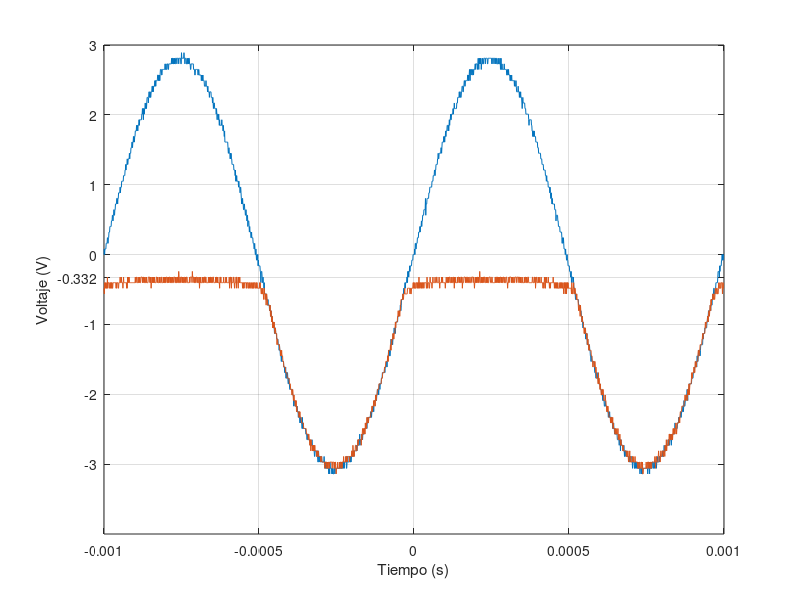

Source code (MATLAB):
t=[-1.00E-03
-9.99E-04
-9.98E-04
-9.97E-04
-9.96E-04
-9.95E-04
-9.94E-04
-9.93E-04
-9.92E-04
-9.91E-04
-9.90E-04
-9.89E-04
-9.88E-04
-9.87E-04
-9.86E-04
-9.85E-04
-9.84E-04
-9.83E-04
-9.82E-04
-9.81E-04
-9.80E-04
-9.79E-04
-9.78E-04
-9.77E-04
-9.76E-04
-9.75E-04
-9.74E-04
-9.73E-04
-9.72E-04
-9.71E-04
-9.70E-04
-9.69E-04
-9.68E-04
-9.67E-04
-9.66E-04
-9.65E-04
-9.64E-04
-9.63E-04
-9.62E-04
-9.61E-04
-9.60E-04
-9.59E-04
-9.58E-04
-9.57E-04
-9.56E-04
-9.55E-04
-9.54E-04
-9.53E-04
-9.52E-04
-9.51E-04
-9.50E-04
-9.49E-04
-9.48E-04
-9.47E-04
-9.46E-04
-9.45E-04
-9.44E-04
-9.43E-04
-9.42E-04
-9.41E-04
-9.40E-04
-9.39E-04
-9.38E-04
-9.37E-04
-9.36E-04
-9.35E-04
-9.34E-04
-9.33E-04
-9.32E-04
-9.31E-04
-9.30E-04
-9.29E-04
-9.28E-04
-9.27E-04
-9.26E-04
-9.25E-04
-9.24E-04
-9.23E-04
-9.22E-04
-9.21E-04
-9.20E-04
-9.19E-04
-9.18E-04
-9.17E-04
-9.16E-04
-9.15E-04
-9.14E-04
-9.13E-04
-9.12E-04
-9.11E-04
-9.10E-04
-9.09E-04
-9.08E-04
-9.07E-04
-9.06E-04
-9.05E-04
-9.04E-04
-9.03E-04
-9.02E-04
-9.01E-04
-9.00E-04
-8.99E-04
-8.98E-04
-8.97E-04
-8.96E-04
-8.95E-04
-8.94E-04
-8.93E-04
-8.92E-04
-8.91E-04
-8.90E-04
-8.89E-04
-8.88E-04
-8.87E-04
-8.86E-04
-8.85E-04
-8.84E-04
-8.83E-04
-8.82E-04
-8.81E-04
-8.80E-04
-8.79E-04
-8.78E-04
-8.77E-04
-8.76E-04
-8.75E-04
-8.74E-04
-8.73E-04
-8.72E-04
-8.71E-04
-8.70E-04
-8.69E-04
-8.68E-04
-8.67E-04
-8.66E-04
-8.65E-04
-8.64E-04
-8.63E-04
-8.62E-04
-8.61E-04
-8.60E-04
-8.59E-04
-8.58E-04
-8.57E-04
-8.56E-04
-8.55E-04
-8.54E-04
-8.53E-04
-8.52E-04
-8.51E-04
-8.50E-04
-8.49E-04
-8.48E-04
-8.47E-04
-8.46E-04
-8.45E-04
-8.44E-04
-8.43E-04
-8.42E-04
-8.41E-04
-8.40E-04
-8.39E-04
-8.38E-04
-8.37E-04
-8.36E-04
-8.35E-04
-8.34E-04
-8.33E-04
-8.32E-04
-8.31E-04
-8.30E-04
-8.29E-04
-8.28E-04
-8.27E-04
-8.26E-04
-8.25E-04
-8.24E-04
-8.23E-04
-8.22E-04
-8.21E-04
-8.20E-04
-8.19E-04
-8.18E-04
-8.17E-04
-8.16E-04
-8.15E-04
-8.14E-04
-8.13E-04
-8.12E-04
-8.11E-04
-8.10E-04
-8.09E-04
-8.08E-04
-8.07E-04
-8.06E-04
-8.05E-04
-8.04E-04
-8.03E-04
-8.02E-04
-8.01E-04
-8.00E-04
-7.99E-04
-7.98E-04
-7.97E-04
-7.96E-04
-7.95E-04
-7.94E-04
-7.93E-04
-7.92E-04
-7.91E-04
-7.90E-04
-7.89E-04
-7.88E-04
-7.87E-04
-7.86E-04
-7.85E-04
-7.84E-04
-7.83E-04
-7.82E-04
-7.81E-04
-7.80E-04
-7.79E-04
-7.78E-04
-7.77E-04
-7.76E-04
-7.75E-04
-7.74E-04
-7.73E-04
-7.72E-04
-7.71E-04
-7.70E-04
-7.69E-04
-7.68E-04
-7.67E-04
-7.66E-04
-7.65E-04
-7.64E-04
-7.63E-04
-7.62E-04
-7.61E-04
-7.60E-04
-7.59E-04
-7.58E-04
-7.57E-04
-7.56E-04
-7.55E-04
-7.54E-04
-7.53E-04
-7.52E-04
-7.51E-04
-7.50E-04
-7.49E-04
-7.48E-04
-7.47E-04
-7.46E-04
-7.45E-04
-7.44E-04
-7.43E-04
-7.42E-04
-7.41E-04
-7.40E-04
-7.39E-04
-7.38E-04
-7.37E-04
-7.36E-04
-7.35E-04
-7.34E-04
-7.33E-04
-7.32E-04
-7.31E-04
-7.30E-04
-7.29E-04
-7.28E-04
-7.27E-04
-7.26E-04
-7.25E-04
-7.24E-04
-7.23E-04
-7.22E-04
-7.21E-04
-7.20E-04
-7.19E-04
-7.18E-04
-7.17E-04
-7.16E-04
-7.15E-04
-7.14E-04
-7.13E-04
-7.12E-04
-7.11E-04
-7.10E-04
-7.09E-04
-7.08E-04
-7.07E-04
-7.06E-04
-7.05E-04
-7.04E-04
-7.03E-04
-7.02E-04
-7.01E-04
-7.00E-04
-6.99E-04
-6.98E-04
-6.97E-04
-6.96E-04
-6.95E-04
-6.94E-04
-6.93E-04
-6.92E-04
-6.91E-04
-6.90E-04
-6.89E-04
-6.88E-04
-6.87E-04
-6.86E-04
-6.85E-04
-6.84E-04
-6.83E-04
-6.82E-04
-6.81E-04
-6.80E-04
-6.79E-04
-6.78E-04
-6.77E-04
-6.76E-04
-6.75E-04
-6.74E-04
-6.73E-04
-6.72E-04
-6.71E-04
-6.70E-04
-6.69E-04
-6.68E-04
-6.67E-04
-6.66E-04
-6.65E-04
-6.64E-04
-6.63E-04
-6.62E-04
-6.61E-04
-6.60E-04
-6.59E-04
-6.58E-04
-6.57E-04
-6.56E-04
-6.55E-04
-6.54E-04
-6.53E-04
-6.52E-04
-6.51E-04
-6.50E-04
-6.49E-04
-6.48E-04
-6.47E-04
-6.46E-04
-6.45E-04
-6.44E-04
-6.43E-04
-6.42E-04
-6.41E-04
-6.40E-04
-6.39E-04
-6.38E-04
-6.37E-04
-6.36E-04
-6.35E-04
-6.34E-04
-6.33E-04
-6.32E-04
-6.31E-04
-6.30E-04
-6.29E-04
-6.28E-04
-6.27E-04
-6.26E-04
-6.25E-04
-6.24E-04
-6.23E-04
-6.22E-04
-6.21E-04
-6.20E-04
-6.19E-04
-6.18E-04
-6.17E-04
-6.16E-04
-6.15E-04
-6.14E-04
-6.13E-04
-6.12E-04
-6.11E-04
-6.10E-04
-6.09E-04
-6.08E-04
-6.07E-04
-6.06E-04
-6.05E-04
-6.04E-04
-6.03E-04
-6.02E-04
-6.01E-04
-6.00E-04
-5.99E-04
-5.98E-04
-5.97E-04
-5.96E-04
-5.95E-04
-5.94E-04
-5.93E-04
-5.92E-04
-5.91E-04
-5.90E-04
-5.89E-04
-5.88E-04
-5.87E-04
-5.86E-04
-5.85E-04
-5.84E-04
-5.83E-04
-5.82E-04
-5.81E-04
-5.80E-04
-5.79E-04
-5.78E-04
-5.77E-04
-5.76E-04
-5.75E-04
-5.74E-04
-5.73E-04
-5.72E-04
-5.71E-04
-5.70E-04
-5.69E-04
-5.68E-04
-5.67E-04
-5.66E-04
-5.65E-04
-5.64E-04
-5.63E-04
-5.62E-04
-5.61E-04
-5.60E-04
-5.59E-04
-5.58E-04
-5.57E-04
-5.56E-04
-5.55E-04
-5.54E-04
-5.53E-04
-5.52E-04
-5.51E-04
-5.50E-04
-5.49E-04
-5.48E-04
-5.47E-04
-5.46E-04
-5.45E-04
-5.44E-04
-5.43E-04
-5.42E-04
-5.41E-04
-5.40E-04
-5.39E-04
-5.38E-04
-5.37E-04
-5.36E-04
-5.35E-04
-5.34E-04
-5.33E-04
-5.32E-04
-5.31E-04
-5.30E-04
-5.29E-04
-5.28E-04
-5.27E-04
-5.26E-04
-5.25E-04
-5.24E-04
-5.23E-04
-5.22E-04
-5.21E-04
-5.20E-04
-5.19E-04
-5.18E-04
-5.17E-04
-5.16E-04
-5.15E-04
-5.14E-04
-5.13E-04
-5.12E-04
-5.11E-04
-5.10E-04
-5.09E-04
-5.08E-04
-5.07E-04
-5.06E-04
-5.05E-04
-5.04E-04
-5.03E-04
-5.02E-04
-5.01E-04
-5.00E-04
-4.99E-04
-4.98E-04
-4.97E-04
-4.96E-04
-4.95E-04
-4.94E-04
-4.93E-04
-4.92E-04
-4.91E-04
-4.90E-04
-4.89E-04
-4.88E-04
-4.87E-04
-4.86E-04
-4.85E-04
-4.84E-04
-4.83E-04
-4.82E-04
-4.81E-04
-4.80E-04
-4.79E-04
-4.78E-04
-4.77E-04
-4.76E-04
-4.75E-04
-4.74E-04
-4.73E-04
-4.72E-04
-4.71E-04
-4.70E-04
-4.69E-04
-4.68E-04
-4.67E-04
-4.66E-04
-4.65E-04
-4.64E-04
-4.63E-04
-4.62E-04
-4.61E-04
-4.60E-04
-4.59E-04
-4.58E-04
-4.57E-04
-4.56E-04
-4.55E-04
-4.54E-04
-4.53E-04
-4.52E-04
-4.51E-04
-4.50E-04
-4.49E-04
-4.48E-04
-4.47E-04
-4.46E-04
-4.45E-04
-4.44E-04
-4.43E-04
-4.42E-04
-4.41E-04
-4.40E-04
-4.39E-04
-4.38E-04
-4.37E-04
-4.36E-04
-4.35E-04
-4.34E-04
-4.33E-04
-4.32E-04
-4.31E-04
-4.30E-04
-4.29E-04
-4.28E-04
-4.27E-04
-4.26E-04
-4.25E-04
-4.24E-04
-4.23E-04
-4.22E-04
-4.21E-04
-4.20E-04
-4.19E-04
-4.18E-04
-4.17E-04
-4.16E-04
-4.15E-04
-4.14E-04
-4.13E-04
-4.12E-04
-4.11E-04
-4.10E-04
-4.09E-04
-4.08E-04
-4.07E-04
-4.06E-04
-4.05E-04
-4.04E-04
-4.03E-04
-4.02E-04
-4.01E-04
-4.00E-04
-3.99E-04
-3.98E-04
-3.97E-04
-3.96E-04
-3.95E-04
-3.94E-04
-3.93E-04
-3.92E-04
-3.91E-04
-3.90E-04
-3.89E-04
-3.88E-04
-3.87E-04
-3.86E-04
-3.85E-04
-3.84E-04
-3.83E-04
-3.82E-04
-3.81E-04
-3.80E-04
-3.79E-04
-3.78E-04
-3.77E-04
-3.76E-04
-3.75E-04
-3.74E-04
-3.73E-04
-3.72E-04
-3.71E-04
-3.70E-04
-3.69E-04
-3.68E-04
-3.67E-04
-3.66E-04
-3.65E-04
-3.64E-04
-3.63E-04
-3.62E-04
-3.61E-04
-3.60E-04
-3.59E-04
-3.58E-04
-3.57E-04
-3.56E-04
-3.55E-04
-3.54E-04
-3.53E-04
-3.52E-04
-3.51E-04
-3.50E-04
-3.49E-04
-3.48E-04
-3.47E-04
-3.46E-04
-3.45E-04
-3.44E-04
-3.43E-04
-3.42E-04
-3.41E-04
-3.40E-04
-3.39E-04
-3.38E-04
-3.37E-04
-3.36E-04
-3.35E-04
-3.34E-04
-3.33E-04
-3.32E-04
-3.31E-04
-3.30E-04
-3.29E-04
-3.28E-04
-3.27E-04
-3.26E-04
-3.25E-04
-3.24E-04
-3.23E-04
-3.22E-04
-3.21E-04
-3.20E-04
-3.19E-04
-3.18E-04
-3.17E-04
-3.16E-04
-3.15E-04
-3.14E-04
-3.13E-04
-3.12E-04
-3.11E-04
-3.10E-04
-3.09E-04
-3.08E-04
-3.07E-04
-3.06E-04
-3.05E-04
-3.04E-04
-3.03E-04
-3.02E-04
-3.01E-04
-3.00E-04
-2.99E-04
-2.98E-04
-2.97E-04
-2.96E-04
-2.95E-04
-2.94E-04
-2.93E-04
-2.92E-04
-2.91E-04
-2.90E-04
-2.89E-04
-2.88E-04
-2.87E-04
-2.86E-04
-2.85E-04
-2.84E-04
-2.83E-04
-2.82E-04
-2.81E-04
-2.80E-04
-2.79E-04
-2.78E-04
-2.77E-04
-2.76E-04
-2.75E-04
-2.74E-04
-2.73E-04
-2.72E-04
-2.71E-04
-2.70E-04
-2.69E-04
-2.68E-04
-2.67E-04
-2.66E-04
-2.65E-04
-2.64E-04
-2.63E-04
-2.62E-04
-2.61E-04
-2.60E-04
-2.59E-04
-2.58E-04
-2.57E-04
-2.56E-04
-2.55E-04
-2.54E-04
-2.53E-04
-2.52E-04
-2.51E-04
-2.50E-04
-2.49E-04
-2.48E-04
-2.47E-04
-2.46E-04
-2.45E-04
-2.44E-04
-2.43E-04
-2.42E-04
-2.41E-04
-2.40E-04
-2.39E-04
-2.38E-04
-2.37E-04
-2.36E-04
-2.35E-04
-2.34E-04
-2.33E-04
-2.32E-04
-2.31E-04
-2.30E-04
-2.29E-04
-2.28E-04
-2.27E-04
-2.26E-04
-2.25E-04
-2.24E-04
-2.23E-04
-2.22E-04
-2.21E-04
-2.20E-04
-2.19E-04
-2.18E-04
-2.17E-04
-2.16E-04
-2.15E-04
-2.14E-04
-2.13E-04
-2.12E-04
-2.11E-04
-2.10E-04
-2.09E-04
-2.08E-04
-2.07E-04
-2.06E-04
-2.05E-04
-2.04E-04
-2.03E-04
-2.02E-04
-2.01E-04
-2.00E-04
-1.99E-04
-1.98E-04
-1.97E-04
-1.96E-04
-1.95E-04
-1.94E-04
-1.93E-04
-1.92E-04
-1.91E-04
-1.90E-04
-1.89E-04
-1.88E-04
-1.87E-04
-1.86E-04
-1.85E-04
-1.84E-04
-1.83E-04
-1.82E-04
-1.81E-04
-1.80E-04
-1.79E-04
-1.78E-04
-1.77E-04
-1.76E-04
-1.75E-04
-1.74E-04
-1.73E-04
-1.72E-04
-1.71E-04
-1.70E-04
-1.69E-04
-1.68E-04
-1.67E-04
-1.66E-04
-1.65E-04
-1.64E-04
-1.63E-04
-1.62E-04
-1.61E-04
-1.60E-04
-1.59E-04
-1.58E-04
-1.57E-04
-1.56E-04
-1.55E-04
-1.54E-04
-1.53E-04
-1.52E-04
-1.51E-04
-1.50E-04
-1.49E-04
-1.48E-04
-1.47E-04
-1.46E-04
-1.45E-04
-1.44E-04
-1.43E-04
-1.42E-04
-1.41E-04
-1.40E-04
-1.39E-04
-1.38E-04
-1.37E-04
-1.36E-04
-1.35E-04
-1.34E-04
-1.33E-04
-1.32E-04
-1.31E-04
-1.30E-04
-1.29E-04
-1.28E-04
-1.27E-04
-1.26E-04
-1.25E-04
-1.24E-04
-1.23E-04
-1.22E-04
-1.21E-04
-1.20E-04
-1.19E-04
-1.18E-04
-1.17E-04
-1.16E-04
-1.15E-04
-1.14E-04
-1.13E-04
-1.12E-04
-1.11E-04
-1.10E-04
-1.09E-04
-1.08E-04
-1.07E-04
-1.06E-04
-1.05E-04
-1.04E-04
-1.03E-04
-1.02E-04
-1.01E-04
-1.00E-04
-9.90E-05
-9.80E-05
-9.70E-05
-9.60E-05
-9.50E-05
-9.40E-05
-9.30E-05
-9.20E-05
-9.10E-05
-9.00E-05
-8.90E-05
-8.80E-05
-8.70E-05
-8.60E-05
-8.50E-05
-8.40E-05
-8.30E-05
-8.20E-05
-8.10E-05
-8.00E-05
-7.90E-05
-7.80E-05
-7.70E-05
-7.60E-05
-7.50E-05
-7.40E-05
-7.30E-05
-7.20E-05
-7.10E-05
-7.00E-05
-6.90E-05
-6.80E-05
-6.70E-05
-6.60E-05
-6.50E-05
-6.40E-05
-6.30E-05
-6.20E-05
-6.10E-05
-6.00E-05
-5.90E-05
-5.80E-05
-5.70E-05
-5.60E-05
-5.50E-05
-5.40E-05
-5.30E-05
-5.20E-05
-5.10E-05
-5.00E-05
-4.90E-05
-4.80E-05
-4.70E-05
-4.60E-05
-4.50E-05
-4.40E-05
-4.30E-05
-4.20E-05
-4.10E-05
-4.00E-05
-3.90E-05
-3.80E-05
-3.70E-05
-3.60E-05
-3.50E-05
-3.40E-05
-3.30E-05
-3.20E-05
-3.10E-05
-3.00E-05
-2.90E-05
-2.80E-05
-2.70E-05
-2.60E-05
-2.50E-05
-2.40E-05
-2.30E-05
-2.20E-05
-2.10E-05
-2.00E-05
-1.90E-05
-1.80E-05
-1.70E-05
-1.60E-05
-1.50E-05
-1.40E-05
-1.30E-05
-1.20E-05
-1.10E-05
-1.00E-05
-9.00E-06
-8.00E-06
-7.00E-06
-6.00E-06
-5.00E-06
-4.00E-06
-3.00E-06
-2.00E-06
-1.00E-06
0.00E+00
1.00E-06
2.00E-06
3.00E-06
4.00E-06
5.00E-06
6.00E-06
7.00E-06
8.00E-06
9.00E-06
1.00E-05
1.10E-05
1.20E-05
1.30E-05
1.40E-05
1.50E-05
1.60E-05
1.70E-05
1.80E-05
1.90E-05
2.00E-05
2.10E-05
2.20E-05
2.30E-05
2.40E-05
2.50E-05
2.60E-05
2.70E-05
2.80E-05
2.90E-05
3.00E-05
3.10E-05
3.20E-05
3.30E-05
3.40E-05
3.50E-05
3.60E-05
3.70E-05
3.80E-05
3.90E-05
4.00E-05
4.10E-05
4.20E-05
4.30E-05
4.40E-05
4.50E-05
4.60E-05
4.70E-05
4.80E-05
4.90E-05
5.00E-05
5.10E-05
5.20E-05
5.30E-05
5.40E-05
5.50E-05
5.60E-05
5.70E-05
5.80E-05
5.90E-05
6.00E-05
6.10E-05
6.20E-05
6.30E-05
6.40E-05
6.50E-05
6.60E-05
6.70E-05
6.80E-05
6.90E-05
7.00E-05
7.10E-05
7.20E-05
7.30E-05
7.40E-05
7.50E-05
7.60E-05
7.70E-05
7.80E-05
7.90E-05
8.00E-05
8.10E-05
8.20E-05
8.30E-05
8.40E-05
8.50E-05
8.60E-05
8.70E-05
8.80E-05
8.90E-05
9.00E-05
9.10E-05
9.20E-05
9.30E-05
9.40E-05
9.50E-05
9.60E-05
9.70E-05
9.80E-05
9.90E-05
1.00E-04
1.01E-04
1.02E-04
1.03E-04
1.04E-04
1.05E-04
1.06E-04
1.07E-04
1.08E-04
1.09E-04
1.10E-04
1.11E-04
1.12E-04
1.13E-04
1.14E-04
1.15E-04
1.16E-04
1.17E-04
1.18E-04
1.19E-04
1.20E-04
1.21E-04
1.22E-04
1.23E-04
1.24E-04
1.25E-04
1.26E-04
1.27E-04
1.28E-04
1.29E-04
1.30E-04
1.31E-04
1.32E-04
1.33E-04
1.34E-04
1.35E-04
1.36E-04
1.37E-04
1.38E-04
1.39E-04
1.40E-04
1.41E-04
1.42E-04
1.43E-04
1.44E-04
1.45E-04
1.46E-04
1.47E-04
1.48E-04
1.49E-04
1.50E-04
1.51E-04
1.52E-04
1.53E-04
1.54E-04
1.55E-04
1.56E-04
1.57E-04
1.58E-04
1.59E-04
1.60E-04
1.61E-04
1.62E-04
1.63E-04
1.64E-04
1.65E-04
1.66E-04
1.67E-04
1.68E-04
1.69E-04
1.70E-04
1.71E-04
1.72E-04
1.73E-04
1.74E-04
1.75E-04
1.76E-04
1.77E-04
1.78E-04
1.79E-04
1.80E-04
1.81E-04
1.82E-04
1.83E-04
1.84E-04
1.85E-04
1.86E-04
1.87E-04
1.88E-04
1.89E-04
1.90E-04
1.91E-04
1.92E-04
1.93E-04
1.94E-04
1.95E-04
1.96E-04
1.97E-04
1.98E-04
1.99E-04
2.00E-04
2.01E-04
2.02E-04
2.03E-04
2.04E-04
2.05E-04
2.06E-04
2.07E-04
2.08E-04
2.09E-04
2.10E-04
2.11E-04
2.12E-04
2.13E-04
2.14E-04
2.15E-04
2.16E-04
2.17E-04
2.18E-04
2.19E-04
2.20E-04
2.21E-04
2.22E-04
2.23E-04
2.24E-04
2.25E-04
2.26E-04
2.27E-04
2.28E-04
2.29E-04
2.30E-04
2.31E-04
2.32E-04
2.33E-04
2.34E-04
2.35E-04
2.36E-04
2.37E-04
2.38E-04
2.39E-04
2.40E-04
2.41E-04
2.42E-04
2.43E-04
2.44E-04
2.45E-04
2.46E-04
2.47E-04
2.48E-04
2.49E-04
2.50E-04
2.51E-04
2.52E-04
2.53E-04
2.54E-04
2.55E-04
2.56E-04
2.57E-04
2.58E-04
2.59E-04
2.60E-04
2.61E-04
2.62E-04
2.63E-04
2.64E-04
2.65E-04
2.66E-04
2.67E-04
2.68E-04
2.69E-04
2.70E-04
2.71E-04
2.72E-04
2.73E-04
2.74E-04
2.75E-04
2.76E-04
2.77E-04
2.78E-04
2.79E-04
2.80E-04
2.81E-04
2.82E-04
2.83E-04
2.84E-04
2.85E-04
2.86E-04
2.87E-04
2.88E-04
2.89E-04
2.90E-04
2.91E-04
2.92E-04
2.93E-04
2.94E-04
2.95E-04
2.96E-04
2.97E-04
2.98E-04
2.99E-04
3.00E-04
3.01E-04
3.02E-04
3.03E-04
3.04E-04
3.05E-04
3.06E-04
3.07E-04
3.08E-04
3.09E-04
3.10E-04
3.11E-04
3.12E-04
3.13E-04
3.14E-04
3.15E-04
3.16E-04
3.17E-04
3.18E-04
3.19E-04
3.20E-04
3.21E-04
3.22E-04
3.23E-04
3.24E-04
3.25E-04
3.26E-04
3.27E-04
3.28E-04
3.29E-04
3.30E-04
3.31E-04
3.32E-04
3.33E-04
3.34E-04
3.35E-04
3.36E-04
3.37E-04
3.38E-04
3.39E-04
3.40E-04
3.41E-04
3.42E-04
3.43E-04
3.44E-04
3.45E-04
3.46E-04
3.47E-04
3.48E-04
3.49E-04
3.50E-04
3.51E-04
3.52E-04
3.53E-04
3.54E-04
3.55E-04
3.56E-04
3.57E-04
3.58E-04
3.59E-04
3.60E-04
3.61E-04
3.62E-04
3.63E-04
3.64E-04
3.65E-04
3.66E-04
3.67E-04
3.68E-04
3.69E-04
3.70E-04
3.71E-04
3.72E-04
3.73E-04
3.74E-04
3.75E-04
3.76E-04
3.77E-04
3.78E-04
3.79E-04
3.80E-04
3.81E-04
3.82E-04
3.83E-04
3.84E-04
3.85E-04
3.86E-04
3.87E-04
3.88E-04
3.89E-04
3.90E-04
3.91E-04
3.92E-04
3.93E-04
3.94E-04
3.95E-04
3.96E-04
3.97E-04
3.98E-04
3.99E-04
4.00E-04
4.01E-04
4.02E-04
4.03E-04
4.04E-04
4.05E-04
4.06E-04
4.07E-04
4.08E-04
4.09E-04
4.10E-04
4.11E-04
4.12E-04
4.13E-04
4.14E-04
4.15E-04
4.16E-04
4.17E-04
4.18E-04
4.19E-04
4.20E-04
4.21E-04
4.22E-04
4.23E-04
4.24E-04
4.25E-04
4.26E-04
4.27E-04
4.28E-04
4.29E-04
4.30E-04
4.31E-04
4.32E-04
4.33E-04
4.34E-04
4.35E-04
4.36E-04
4.37E-04
4.38E-04
4.39E-04
4.40E-04
4.41E-04
4.42E-04
4.43E-04
4.44E-04
4.45E-04
4.46E-04
4.47E-04
4.48E-04
4.49E-04
4.50E-04
4.51E-04
4.52E-04
4.53E-04
4.54E-04
4.55E-04
4.56E-04
4.57E-04
4.58E-04
4.59E-04
4.60E-04
4.61E-04
4.62E-04
4.63E-04
4.64E-04
4.65E-04
4.66E-04
4.67E-04
4.68E-04
4.69E-04
4.70E-04
4.71E-04
4.72E-04
4.73E-04
4.74E-04
4.75E-04
4.76E-04
4.77E-04
4.78E-04
4.79E-04
4.80E-04
4.81E-04
4.82E-04
4.83E-04
4.84E-04
4.85E-04
4.86E-04
4.87E-04
4.88E-04
4.89E-04
4.90E-04
4.91E-04
4.92E-04
4.93E-04
4.94E-04
4.95E-04
4.96E-04
4.97E-04
4.98E-04
4.99E-04
5.00E-04
5.01E-04
5.02E-04
5.03E-04
5.04E-04
5.05E-04
5.06E-04
5.07E-04
5.08E-04
5.09E-04
5.10E-04
5.11E-04
5.12E-04
5.13E-04
5.14E-04
5.15E-04
5.16E-04
5.17E-04
5.18E-04
5.19E-04
5.20E-04
5.21E-04
5.22E-04
5.23E-04
5.24E-04
5.25E-04
5.26E-04
5.27E-04
5.28E-04
5.29E-04
5.30E-04
5.31E-04
5.32E-04
5.33E-04
5.34E-04
5.35E-04
5.36E-04
5.37E-04
5.38E-04
5.39E-04
5.40E-04
5.41E-04
5.42E-04
5.43E-04
5.44E-04
5.45E-04
5.46E-04
5.47E-04
5.48E-04
5.49E-04
5.50E-04
5.51E-04
5.52E-04
5.53E-04
5.54E-04
5.55E-04
5.56E-04
5.57E-04
5.58E-04
5.59E-04
5.60E-04
5.61E-04
5.62E-04
5.63E-04
5.64E-04
5.65E-04
5.66E-04
5.67E-04
5.68E-04
5.69E-04
5.70E-04
5.71E-04
5.72E-04
5.73E-04
5.74E-04
5.75E-04
5.76E-04
5.77E-04
5.78E-04
5.79E-04
5.80E-04
5.81E-04
5.82E-04
5.83E-04
5.84E-04
5.85E-04
5.86E-04
5.87E-04
5.88E-04
5.89E-04
5.90E-04
5.91E-04
5.92E-04
5.93E-04
5.94E-04
5.95E-04
5.96E-04
5.97E-04
5.98E-04
5.99E-04
6.00E-04
6.01E-04
6.02E-04
6.03E-04
6.04E-04
6.05E-04
6.06E-04
6.07E-04
6.08E-04
6.09E-04
6.10E-04
6.11E-04
6.12E-04
6.13E-04
6.14E-04
6.15E-04
6.16E-04
6.17E-04
6.18E-04
6.19E-04
6.20E-04
6.21E-04
6.22E-04
6.23E-04
6.24E-04
6.25E-04
6.26E-04
6.27E-04
6.28E-04
6.29E-04
6.30E-04
6.31E-04
6.32E-04
6.33E-04
6.34E-04
6.35E-04
6.36E-04
6.37E-04
6.38E-04
6.39E-04
6.40E-04
6.41E-04
6.42E-04
6.43E-04
6.44E-04
6.45E-04
6.46E-04
6.47E-04
6.48E-04
6.49E-04
6.50E-04
6.51E-04
6.52E-04
6.53E-04
6.54E-04
6.55E-04
6.56E-04
6.57E-04
6.58E-04
6.59E-04
6.60E-04
6.61E-04
6.62E-04
6.63E-04
6.64E-04
6.65E-04
6.66E-04
6.67E-04
6.68E-04
6.69E-04
6.70E-04
6.71E-04
6.72E-04
6.73E-04
6.74E-04
6.75E-04
6.76E-04
6.77E-04
6.78E-04
6.79E-04
6.80E-04
6.81E-04
6.82E-04
6.83E-04
6.84E-04
6.85E-04
6.86E-04
6.87E-04
6.88E-04
6.89E-04
6.90E-04
6.91E-04
6.92E-04
6.93E-04
6.94E-04
6.95E-04
6.96E-04
6.97E-04
6.98E-04
6.99E-04
7.00E-04
7.01E-04
7.02E-04
7.03E-04
7.04E-04
7.05E-04
7.06E-04
7.07E-04
7.08E-04
7.09E-04
7.10E-04
7.11E-04
7.12E-04
7.13E-04
7.14E-04
7.15E-04
7.16E-04
7.17E-04
7.18E-04
7.19E-04
7.20E-04
7.21E-04
7.22E-04
7.23E-04
7.24E-04
7.25E-04
7.26E-04
7.27E-04
7.28E-04
7.29E-04
7.30E-04
7.31E-04
7.32E-04
7.33E-04
7.34E-04
7.35E-04
7.36E-04
7.37E-04
7.38E-04
7.39E-04
7.40E-04
7.41E-04
7.42E-04
7.43E-04
7.44E-04
7.45E-04
7.46E-04
7.47E-04
7.48E-04
7.49E-04
7.50E-04
7.51E-04
7.52E-04
7.53E-04
7.54E-04
7.55E-04
7.56E-04
7.57E-04
7.58E-04
7.59E-04
7.60E-04
7.61E-04
7.62E-04
7.63E-04
7.64E-04
7.65E-04
7.66E-04
7.67E-04
7.68E-04
7.69E-04
7.70E-04
7.71E-04
7.72E-04
7.73E-04
7.74E-04
7.75E-04
7.76E-04
7.77E-04
7.78E-04
7.79E-04
7.80E-04
7.81E-04
7.82E-04
7.83E-04
7.84E-04
7.85E-04
7.86E-04
7.87E-04
7.88E-04
7.89E-04
7.90E-04
7.91E-04
7.92E-04
7.93E-04
7.94E-04
7.95E-04
7.96E-04
7.97E-04
7.98E-04
7.99E-04
8.00E-04
8.01E-04
8.02E-04
8.03E-04
8.04E-04
8.05E-04
8.06E-04
8.07E-04
8.08E-04
8.09E-04
8.10E-04
8.11E-04
8.12E-04
8.13E-04
8.14E-04
8.15E-04
8.16E-04
8.17E-04
8.18E-04
8.19E-04
8.20E-04
8.21E-04
8.22E-04
8.23E-04
8.24E-04
8.25E-04
8.26E-04
8.27E-04
8.28E-04
8.29E-04
8.30E-04
8.31E-04
8.32E-04
8.33E-04
8.34E-04
8.35E-04
8.36E-04
8.37E-04
8.38E-04
8.39E-04
8.40E-04
8.41E-04
8.42E-04
8.43E-04
8.44E-04
8.45E-04
8.46E-04
8.47E-04
8.48E-04
8.49E-04
8.50E-04
8.51E-04
8.52E-04
8.53E-04
8.54E-04
8.55E-04
8.56E-04
8.57E-04
8.58E-04
8.59E-04
8.60E-04
8.61E-04
8.62E-04
8.63E-04
8.64E-04
8.65E-04
8.66E-04
8.67E-04
8.68E-04
8.69E-04
8.70E-04
8.71E-04
8.72E-04
8.73E-04
8.74E-04
8.75E-04
8.76E-04
8.77E-04
8.78E-04
8.79E-04
8.80E-04
8.81E-04
8.82E-04
8.83E-04
8.84E-04
8.85E-04
8.86E-04
8.87E-04
8.88E-04
8.89E-04
8.90E-04
8.91E-04
8.92E-04
8.93E-04
8.94E-04
8.95E-04
8.96E-04
8.97E-04
8.98E-04
8.99E-04
9.00E-04
9.01E-04
9.02E-04
9.03E-04
9.04E-04
9.05E-04
9.06E-04
9.07E-04
9.08E-04
9.09E-04
9.10E-04
9.11E-04
9.12E-04
9.13E-04
9.14E-04
9.15E-04
9.16E-04
9.17E-04
9.18E-04
9.19E-04
9.20E-04
9.21E-04
9.22E-04
9.23E-04
9.24E-04
9.25E-04
9.26E-04
9.27E-04
9.28E-04
9.29E-04
9.30E-04
9.31E-04
9.32E-04
9.33E-04
9.34E-04
9.35E-04
9.36E-04
9.37E-04
9.38E-04
9.39E-04
9.40E-04
9.41E-04
9.42E-04
9.43E-04
9.44E-04
9.45E-04
9.46E-04
9.47E-04
9.48E-04
9.49E-04
9.50E-04
9.51E-04
9.52E-04
9.53E-04
9.54E-04
9.55E-04
9.56E-04
9.57E-04
9.58E-04
9.59E-04
9.60E-04
9.61E-04
9.62E-04
9.63E-04
9.64E-04
9.65E-04
9.66E-04
9.67E-04
9.68E-04
9.69E-04
9.70E-04
9.71E-04
9.72E-04
9.73E-04
9.74E-04
9.75E-04
9.76E-04
9.77E-04
9.78E-04
9.79E-04
9.80E-04
9.81E-04
9.82E-04
9.83E-04
9.84E-04
9.85E-04
9.86E-04
9.87E-04
9.88E-04
9.89E-04
9.90E-04
9.91E-04
9.92E-04
9.93E-04
9.94E-04
9.95E-04
9.96E-04
9.97E-04
9.98E-04
9.99E-04];
x=[0.00E+00
8.04E-02
0.00E+00
8.04E-02
8.04E-02
8.04E-02
8.04E-02
1.61E-01
1.61E-01
1.61E-01
1.61E-01
2.41E-01
2.41E-01
1.61E-01
2.41E-01
2.41E-01
3.22E-01
3.22E-01
3.22E-01
4.02E-01
4.02E-01
4.02E-01
4.02E-01
4.02E-01
4.82E-01
4.82E-01
4.82E-01
5.63E-01
5.63E-01
4.82E-01
5.63E-01
5.63E-01
6.43E-01
5.63E-01
5.63E-01
6.43E-01
6.43E-01
7.24E-01
7.24E-01
7.24E-01
7.24E-01
8.04E-01
8.04E-01
8.04E-01
7.24E-01
8.04E-01
8.04E-01
8.84E-01
8.84E-01
8.84E-01
8.84E-01
8.84E-01
9.65E-01
8.84E-01
9.65E-01
9.65E-01
9.65E-01
1.05E+00
1.05E+00
1.05E+00
1.05E+00
1.05E+00
1.05E+00
1.13E+00
1.13E+00
1.13E+00
1.13E+00
1.13E+00
1.21E+00
1.21E+00
1.29E+00
1.21E+00
1.29E+00
1.29E+00
1.29E+00
1.37E+00
1.29E+00
1.29E+00
1.37E+00
1.37E+00
1.37E+00
1.37E+00
1.45E+00
1.37E+00
1.45E+00
1.45E+00
1.45E+00
1.53E+00
1.53E+00
1.53E+00
1.61E+00
1.61E+00
1.53E+00
1.61E+00
1.61E+00
1.69E+00
1.61E+00
1.69E+00
1.61E+00
1.69E+00
1.69E+00
1.77E+00
1.77E+00
1.77E+00
1.77E+00
1.85E+00
1.77E+00
1.85E+00
1.85E+00
1.77E+00
1.85E+00
1.85E+00
1.85E+00
1.93E+00
1.85E+00
1.93E+00
1.93E+00
1.93E+00
1.93E+00
1.93E+00
1.93E+00
1.93E+00
2.01E+00
2.01E+00
2.09E+00
2.01E+00
2.09E+00
1.93E+00
2.09E+00
2.09E+00
2.01E+00
2.09E+00
2.09E+00
2.17E+00
2.09E+00
2.09E+00
2.17E+00
2.09E+00
2.17E+00
2.25E+00
2.25E+00
2.25E+00
2.25E+00
2.17E+00
2.25E+00
2.33E+00
2.33E+00
2.25E+00
2.25E+00
2.33E+00
2.25E+00
2.25E+00
2.33E+00
2.33E+00
2.33E+00
2.41E+00
2.41E+00
2.33E+00
2.41E+00
2.33E+00
2.41E+00
2.41E+00
2.41E+00
2.41E+00
2.49E+00
2.41E+00
2.49E+00
2.41E+00
2.49E+00
2.49E+00
2.49E+00
2.49E+00
2.49E+00
2.57E+00
2.57E+00
2.57E+00
2.49E+00
2.57E+00
2.49E+00
2.57E+00
2.49E+00
2.57E+00
2.65E+00
2.65E+00
2.65E+00
2.65E+00
2.57E+00
2.57E+00
2.65E+00
2.65E+00
2.65E+00
2.65E+00
2.65E+00
2.65E+00
2.65E+00
2.65E+00
2.65E+00
2.73E+00
2.65E+00
2.65E+00
2.73E+00
2.65E+00
2.65E+00
2.65E+00
2.73E+00
2.73E+00
2.73E+00
2.65E+00
2.65E+00
2.73E+00
2.73E+00
2.73E+00
2.73E+00
2.73E+00
2.73E+00
2.73E+00
2.73E+00
2.73E+00
2.81E+00
2.73E+00
2.81E+00
2.81E+00
2.73E+00
2.81E+00
2.73E+00
2.73E+00
2.81E+00
2.73E+00
2.81E+00
2.73E+00
2.73E+00
2.81E+00
2.81E+00
2.81E+00
2.81E+00
2.73E+00
2.81E+00
2.81E+00
2.81E+00
2.81E+00
2.81E+00
2.73E+00
2.81E+00
2.81E+00
2.81E+00
2.81E+00
2.81E+00
2.81E+00
2.73E+00
2.73E+00
2.89E+00
2.81E+00
2.81E+00
2.81E+00
2.81E+00
2.81E+00
2.81E+00
2.81E+00
2.89E+00
2.81E+00
2.81E+00
2.73E+00
2.81E+00
2.81E+00
2.81E+00
2.81E+00
2.73E+00
2.73E+00
2.73E+00
2.81E+00
2.73E+00
2.73E+00
2.81E+00
2.73E+00
2.81E+00
2.81E+00
2.73E+00
2.73E+00
2.73E+00
2.65E+00
2.65E+00
2.73E+00
2.73E+00
2.73E+00
2.73E+00
2.73E+00
2.73E+00
2.73E+00
2.73E+00
2.65E+00
2.65E+00
2.65E+00
2.65E+00
2.57E+00
2.57E+00
2.65E+00
2.65E+00
2.65E+00
2.65E+00
2.65E+00
2.65E+00
2.65E+00
2.65E+00
2.57E+00
2.57E+00
2.65E+00
2.65E+00
2.57E+00
2.57E+00
2.57E+00
2.57E+00
2.57E+00
2.57E+00
2.57E+00
2.49E+00
2.57E+00
2.49E+00
2.57E+00
2.49E+00
2.57E+00
2.49E+00
2.49E+00
2.49E+00
2.49E+00
2.41E+00
2.41E+00
2.41E+00
2.41E+00
2.41E+00
2.49E+00
2.41E+00
2.41E+00
2.41E+00
2.41E+00
2.33E+00
2.41E+00
2.33E+00
2.33E+00
2.33E+00
2.33E+00
2.25E+00
2.33E+00
2.33E+00
2.33E+00
2.33E+00
2.33E+00
2.25E+00
2.25E+00
2.25E+00
2.25E+00
2.17E+00
2.25E+00
2.17E+00
2.09E+00
2.17E+00
2.17E+00
2.17E+00
2.09E+00
2.09E+00
2.09E+00
2.09E+00
2.09E+00
2.01E+00
2.09E+00
2.01E+00
1.93E+00
2.01E+00
2.01E+00
2.01E+00
1.93E+00
2.01E+00
1.93E+00
1.85E+00
1.93E+00
1.85E+00
1.85E+00
1.85E+00
1.85E+00
1.85E+00
1.85E+00
1.93E+00
1.85E+00
1.85E+00
1.85E+00
1.77E+00
1.85E+00
1.77E+00
1.77E+00
1.69E+00
1.77E+00
1.61E+00
1.61E+00
1.61E+00
1.61E+00
1.61E+00
1.61E+00
1.61E+00
1.61E+00
1.61E+00
1.61E+00
1.53E+00
1.45E+00
1.45E+00
1.53E+00
1.45E+00
1.45E+00
1.45E+00
1.37E+00
1.45E+00
1.37E+00
1.45E+00
1.37E+00
1.37E+00
1.29E+00
1.29E+00
1.29E+00
1.29E+00
1.29E+00
1.29E+00
1.21E+00
1.21E+00
1.21E+00
1.21E+00
1.13E+00
1.21E+00
1.05E+00
1.13E+00
1.05E+00
1.13E+00
1.05E+00
1.05E+00
1.05E+00
1.05E+00
1.05E+00
9.65E-01
1.05E+00
9.65E-01
9.65E-01
9.65E-01
8.84E-01
9.65E-01
9.65E-01
8.84E-01
8.04E-01
7.24E-01
8.04E-01
7.24E-01
8.04E-01
7.24E-01
7.24E-01
6.43E-01
6.43E-01
7.24E-01
7.24E-01
6.43E-01
6.43E-01
5.63E-01
5.63E-01
6.43E-01
5.63E-01
5.63E-01
4.82E-01
5.63E-01
5.63E-01
4.02E-01
4.82E-01
4.82E-01
4.82E-01
4.02E-01
3.22E-01
4.02E-01
3.22E-01
3.22E-01
3.22E-01
2.41E-01
2.41E-01
3.22E-01
2.41E-01
2.41E-01
2.41E-01
2.41E-01
1.61E-01
1.61E-01
1.61E-01
8.04E-02
8.04E-02
1.61E-01
8.04E-02
0.00E+00
0.00E+00
8.04E-02
0.00E+00
-8.04E-02
0.00E+00
0.00E+00
-8.04E-02
0.00E+00
-1.61E-01
-8.04E-02
-1.61E-01
-1.61E-01
-1.61E-01
-1.61E-01
-1.61E-01
-2.41E-01
-2.41E-01
-4.02E-01
-2.41E-01
-2.41E-01
-2.41E-01
-3.22E-01
-4.02E-01
-4.02E-01
-3.22E-01
-4.02E-01
-4.02E-01
-4.82E-01
-4.02E-01
-5.63E-01
-5.63E-01
-5.63E-01
-5.63E-01
-5.63E-01
-6.43E-01
-5.63E-01
-6.43E-01
-6.43E-01
-7.24E-01
-7.24E-01
-6.43E-01
-7.24E-01
-7.24E-01
-7.24E-01
-7.24E-01
-8.04E-01
-7.24E-01
-8.04E-01
-8.04E-01
-8.84E-01
-8.04E-01
-8.84E-01
-9.65E-01
-8.84E-01
-9.65E-01
-9.65E-01
-9.65E-01
-1.05E+00
-9.65E-01
-1.05E+00
-1.05E+00
-1.13E+00
-1.05E+00
-1.05E+00
-1.05E+00
-1.13E+00
-1.13E+00
-1.13E+00
-1.21E+00
-1.21E+00
-1.21E+00
-1.21E+00
-1.21E+00
-1.29E+00
-1.29E+00
-1.29E+00
-1.37E+00
-1.29E+00
-1.37E+00
-1.37E+00
-1.45E+00
-1.45E+00
-1.45E+00
-1.53E+00
-1.45E+00
-1.53E+00
-1.53E+00
-1.53E+00
-1.53E+00
-1.53E+00
-1.53E+00
-1.61E+00
-1.61E+00
-1.61E+00
-1.69E+00
-1.61E+00
-1.69E+00
-1.61E+00
-1.77E+00
-1.69E+00
-1.77E+00
-1.69E+00
-1.77E+00
-1.69E+00
-1.77E+00
-1.85E+00
-1.85E+00
-1.77E+00
-1.85E+00
-1.85E+00
-1.93E+00
-1.93E+00
-1.93E+00
-1.93E+00
-1.93E+00
-1.93E+00
-1.93E+00
-1.93E+00
-1.93E+00
-2.01E+00
-2.01E+00
-2.01E+00
-2.01E+00
-2.17E+00
-2.09E+00
-2.09E+00
-2.09E+00
-2.17E+00
-2.17E+00
-2.17E+00
-2.17E+00
-2.17E+00
-2.17E+00
-2.25E+00
-2.17E+00
-2.25E+00
-2.25E+00
-2.25E+00
-2.33E+00
-2.25E+00
-2.33E+00
-2.25E+00
-2.33E+00
-2.41E+00
-2.33E+00
-2.41E+00
-2.33E+00
-2.41E+00
-2.41E+00
-2.41E+00
-2.49E+00
-2.33E+00
-2.49E+00
-2.49E+00
-2.41E+00
-2.49E+00
-2.49E+00
-2.49E+00
-2.49E+00
-2.49E+00
-2.49E+00
-2.49E+00
-2.57E+00
-2.57E+00
-2.57E+00
-2.57E+00
-2.65E+00
-2.57E+00
-2.65E+00
-2.65E+00
-2.65E+00
-2.65E+00
-2.65E+00
-2.65E+00
-2.65E+00
-2.65E+00
-2.73E+00
-2.73E+00
-2.73E+00
-2.73E+00
-2.73E+00
-2.73E+00
-2.65E+00
-2.73E+00
-2.73E+00
-2.73E+00
-2.81E+00
-2.73E+00
-2.81E+00
-2.81E+00
-2.89E+00
-2.89E+00
-2.81E+00
-2.81E+00
-2.81E+00
-2.81E+00
-2.81E+00
-2.89E+00
-2.81E+00
-2.81E+00
-2.89E+00
-2.97E+00
-2.97E+00
-2.81E+00
-2.89E+00
-2.97E+00
-2.89E+00
-2.89E+00
-2.97E+00
-2.89E+00
-2.97E+00
-2.97E+00
-2.97E+00
-2.89E+00
-2.97E+00
-2.97E+00
-2.97E+00
-2.97E+00
-2.97E+00
-2.97E+00
-2.97E+00
-2.89E+00
-2.97E+00
-2.97E+00
-3.06E+00
-2.97E+00
-3.06E+00
-2.97E+00
-2.97E+00
-3.06E+00
-2.97E+00
-3.06E+00
-3.06E+00
-3.06E+00
-3.06E+00
-3.06E+00
-3.14E+00
-3.06E+00
-3.06E+00
-3.14E+00
-2.97E+00
-3.06E+00
-3.06E+00
-3.06E+00
-3.06E+00
-3.06E+00
-3.14E+00
-3.06E+00
-3.14E+00
-3.06E+00
-3.06E+00
-3.14E+00
-3.14E+00
-3.14E+00
-3.06E+00
-3.06E+00
-3.14E+00
-3.06E+00
-3.06E+00
-3.06E+00
-3.06E+00
-3.06E+00
-3.06E+00
-3.06E+00
-3.06E+00
-3.06E+00
-3.06E+00
-3.06E+00
-3.06E+00
-3.06E+00
-3.06E+00
-3.06E+00
-2.97E+00
-3.06E+00
-3.06E+00
-3.06E+00
-2.97E+00
-3.06E+00
-3.06E+00
-2.97E+00
-3.06E+00
-2.97E+00
-2.97E+00
-2.97E+00
-3.06E+00
-2.97E+00
-3.06E+00
-2.97E+00
-2.97E+00
-2.97E+00
-2.97E+00
-2.97E+00
-2.89E+00
-3.06E+00
-3.06E+00
-2.97E+00
-2.89E+00
-2.97E+00
-2.97E+00
-2.97E+00
-2.97E+00
-2.97E+00
-2.89E+00
-2.97E+00
-2.89E+00
-2.97E+00
-2.97E+00
-2.89E+00
-2.97E+00
-2.89E+00
-2.89E+00
-2.89E+00
-2.89E+00
-2.89E+00
-2.81E+00
-2.81E+00
-2.81E+00
-2.89E+00
-2.81E+00
-2.81E+00
-2.81E+00
-2.81E+00
-2.81E+00
-2.81E+00
-2.81E+00
-2.81E+00
-2.73E+00
-2.81E+00
-2.73E+00
-2.73E+00
-2.73E+00
-2.65E+00
-2.73E+00
-2.73E+00
-2.73E+00
-2.65E+00
-2.57E+00
-2.73E+00
-2.65E+00
-2.65E+00
-2.65E+00
-2.65E+00
-2.57E+00
-2.65E+00
-2.57E+00
-2.65E+00
-2.57E+00
-2.57E+00
-2.57E+00
-2.57E+00
-2.57E+00
-2.49E+00
-2.49E+00
-2.49E+00
-2.49E+00
-2.49E+00
-2.49E+00
-2.41E+00
-2.41E+00
-2.49E+00
-2.41E+00
-2.41E+00
-2.33E+00
-2.41E+00
-2.41E+00
-2.33E+00
-2.33E+00
-2.33E+00
-2.33E+00
-2.33E+00
-2.33E+00
-2.25E+00
-2.33E+00
-2.25E+00
-2.33E+00
-2.25E+00
-2.25E+00
-2.17E+00
-2.25E+00
-2.17E+00
-2.17E+00
-2.25E+00
-2.17E+00
-2.09E+00
-2.09E+00
-2.09E+00
-2.09E+00
-2.09E+00
-2.09E+00
-2.01E+00
-2.09E+00
-2.01E+00
-2.01E+00
-1.93E+00
-1.93E+00
-1.93E+00
-1.93E+00
-2.01E+00
-1.93E+00
-1.85E+00
-1.85E+00
-1.93E+00
-1.85E+00
-1.85E+00
-1.85E+00
-1.85E+00
-1.77E+00
-1.77E+00
-1.77E+00
-1.69E+00
-1.69E+00
-1.69E+00
-1.69E+00
-1.69E+00
-1.69E+00
-1.69E+00
-1.61E+00
-1.69E+00
-1.61E+00
-1.61E+00
-1.61E+00
-1.61E+00
-1.53E+00
-1.53E+00
-1.61E+00
-1.53E+00
-1.53E+00
-1.45E+00
-1.45E+00
-1.37E+00
-1.45E+00
-1.45E+00
-1.37E+00
-1.45E+00
-1.45E+00
-1.37E+00
-1.29E+00
-1.21E+00
-1.29E+00
-1.21E+00
-1.29E+00
-1.21E+00
-1.29E+00
-1.21E+00
-1.13E+00
-1.13E+00
-1.13E+00
-1.05E+00
-1.13E+00
-1.05E+00
-1.05E+00
-1.13E+00
-9.65E-01
-9.65E-01
-9.65E-01
-9.65E-01
-9.65E-01
-9.65E-01
-9.65E-01
-8.84E-01
-8.84E-01
-8.84E-01
-8.84E-01
-8.04E-01
-8.04E-01
-8.04E-01
-8.04E-01
-7.24E-01
-8.04E-01
-8.04E-01
-7.24E-01
-6.43E-01
-6.43E-01
-6.43E-01
-6.43E-01
-5.63E-01
-5.63E-01
-5.63E-01
-4.82E-01
-5.63E-01
-4.82E-01
-4.82E-01
-4.02E-01
-4.82E-01
-4.02E-01
-4.02E-01
-4.02E-01
-4.02E-01
-3.22E-01
-3.22E-01
-4.02E-01
-2.41E-01
-3.22E-01
-2.41E-01
-3.22E-01
-2.41E-01
-2.41E-01
-1.61E-01
-2.41E-01
-1.61E-01
-1.61E-01
-1.61E-01
-1.61E-01
-1.61E-01
-8.04E-02
-8.04E-02
-8.04E-02
-8.04E-02
0.00E+00
0.00E+00
0.00E+00
0.00E+00
0.00E+00
8.04E-02
0.00E+00
1.61E-01
1.61E-01
8.04E-02
8.04E-02
1.61E-01
1.61E-01
1.61E-01
2.41E-01
2.41E-01
2.41E-01
2.41E-01
3.22E-01
3.22E-01
3.22E-01
3.22E-01
4.02E-01
3.22E-01
4.02E-01
4.02E-01
4.02E-01
4.82E-01
4.02E-01
4.82E-01
4.82E-01
5.63E-01
5.63E-01
5.63E-01
5.63E-01
6.43E-01
6.43E-01
6.43E-01
6.43E-01
6.43E-01
8.04E-01
5.63E-01
7.24E-01
7.24E-01
7.24E-01
8.04E-01
8.04E-01
8.04E-01
8.04E-01
8.04E-01
8.04E-01
8.84E-01
8.84E-01
8.84E-01
9.65E-01
9.65E-01
9.65E-01
9.65E-01
9.65E-01
9.65E-01
9.65E-01
1.05E+00
1.05E+00
1.05E+00
1.05E+00
1.13E+00
1.13E+00
1.13E+00
1.13E+00
1.21E+00
1.21E+00
1.13E+00
1.21E+00
1.21E+00
1.29E+00
1.29E+00
1.29E+00
1.29E+00
1.29E+00
1.37E+00
1.37E+00
1.45E+00
1.37E+00
1.37E+00
1.45E+00
1.45E+00
1.45E+00
1.45E+00
1.45E+00
1.45E+00
1.53E+00
1.53E+00
1.45E+00
1.53E+00
1.61E+00
1.61E+00
1.61E+00
1.61E+00
1.61E+00
1.69E+00
1.61E+00
1.69E+00
1.61E+00
1.69E+00
1.69E+00
1.77E+00
1.69E+00
1.77E+00
1.77E+00
1.77E+00
1.85E+00
1.85E+00
1.85E+00
1.77E+00
1.85E+00
1.77E+00
1.85E+00
1.93E+00
1.85E+00
1.93E+00
1.93E+00
2.01E+00
1.93E+00
1.93E+00
2.01E+00
2.01E+00
2.01E+00
2.01E+00
2.01E+00
2.09E+00
2.01E+00
2.09E+00
2.09E+00
2.17E+00
2.09E+00
2.09E+00
2.09E+00
2.09E+00
2.09E+00
2.09E+00
2.09E+00
2.17E+00
2.17E+00
2.17E+00
2.25E+00
2.25E+00
2.25E+00
2.25E+00
2.25E+00
2.33E+00
2.25E+00
2.33E+00
2.33E+00
2.25E+00
2.25E+00
2.25E+00
2.33E+00
2.33E+00
2.41E+00
2.41E+00
2.41E+00
2.33E+00
2.33E+00
2.41E+00
2.41E+00
2.49E+00
2.49E+00
2.41E+00
2.41E+00
2.49E+00
2.49E+00
2.49E+00
2.49E+00
2.49E+00
2.49E+00
2.49E+00
2.57E+00
2.57E+00
2.49E+00
2.57E+00
2.49E+00
2.57E+00
2.65E+00
2.57E+00
2.49E+00
2.65E+00
2.65E+00
2.57E+00
2.65E+00
2.65E+00
2.57E+00
2.57E+00
2.65E+00
2.65E+00
2.65E+00
2.57E+00
2.65E+00
2.65E+00
2.65E+00
2.65E+00
2.73E+00
2.73E+00
2.65E+00
2.73E+00
2.73E+00
2.73E+00
2.73E+00
2.73E+00
2.65E+00
2.73E+00
2.81E+00
2.73E+00
2.65E+00
2.81E+00
2.73E+00
2.81E+00
2.73E+00
2.81E+00
2.73E+00
2.81E+00
2.65E+00
2.73E+00
2.73E+00
2.73E+00
2.81E+00
2.73E+00
2.73E+00
2.73E+00
2.81E+00
2.81E+00
2.81E+00
2.81E+00
2.81E+00
2.73E+00
2.81E+00
2.81E+00
2.81E+00
2.81E+00
2.81E+00
2.81E+00
2.73E+00
2.73E+00
2.81E+00
2.81E+00
2.81E+00
2.81E+00
2.81E+00
2.81E+00
2.81E+00
2.81E+00
2.81E+00
2.81E+00
2.81E+00
2.81E+00
2.73E+00
2.81E+00
2.81E+00
2.81E+00
2.73E+00
2.81E+00
2.81E+00
2.81E+00
2.81E+00
2.81E+00
2.73E+00
2.81E+00
2.81E+00
2.73E+00
2.81E+00
2.81E+00
2.73E+00
2.73E+00
2.73E+00
2.73E+00
2.81E+00
2.73E+00
2.73E+00
2.81E+00
2.73E+00
2.73E+00
2.73E+00
2.81E+00
2.65E+00
2.73E+00
2.81E+00
2.65E+00
2.65E+00
2.73E+00
2.65E+00
2.65E+00
2.65E+00
2.65E+00
2.65E+00
2.65E+00
2.73E+00
2.65E+00
2.65E+00
2.65E+00
2.65E+00
2.65E+00
2.65E+00
2.65E+00
2.57E+00
2.57E+00
2.57E+00
2.65E+00
2.65E+00
2.57E+00
2.65E+00
2.57E+00
2.57E+00
2.57E+00
2.57E+00
2.49E+00
2.57E+00
2.49E+00
2.49E+00
2.49E+00
2.57E+00
2.49E+00
2.49E+00
2.49E+00
2.49E+00
2.49E+00
2.49E+00
2.49E+00
2.49E+00
2.41E+00
2.49E+00
2.41E+00
2.41E+00
2.41E+00
2.49E+00
2.41E+00
2.33E+00
2.33E+00
2.33E+00
2.33E+00
2.33E+00
2.41E+00
2.33E+00
2.33E+00
2.33E+00
2.25E+00
2.33E+00
2.25E+00
2.25E+00
2.33E+00
2.25E+00
2.25E+00
2.25E+00
2.17E+00
2.09E+00
2.17E+00
2.25E+00
2.17E+00
2.17E+00
2.17E+00
2.17E+00
2.17E+00
2.17E+00
2.09E+00
2.09E+00
2.09E+00
2.01E+00
2.01E+00
2.01E+00
2.01E+00
2.01E+00
2.01E+00
2.01E+00
2.01E+00
2.01E+00
1.93E+00
1.85E+00
1.93E+00
1.93E+00
1.93E+00
1.93E+00
1.93E+00
1.93E+00
1.93E+00
1.85E+00
1.85E+00
1.77E+00
1.77E+00
1.69E+00
1.77E+00
1.77E+00
1.69E+00
1.69E+00
1.77E+00
1.69E+00
1.69E+00
1.69E+00
1.69E+00
1.61E+00
1.61E+00
1.61E+00
1.61E+00
1.61E+00
1.61E+00
1.53E+00
1.53E+00
1.53E+00
1.45E+00
1.45E+00
1.45E+00
1.45E+00
1.45E+00
1.45E+00
1.45E+00
1.37E+00
1.37E+00
1.37E+00
1.37E+00
1.29E+00
1.29E+00
1.29E+00
1.29E+00
1.29E+00
1.21E+00
1.21E+00
1.21E+00
1.21E+00
1.21E+00
1.21E+00
1.13E+00
1.13E+00
1.13E+00
1.05E+00
1.13E+00
1.05E+00
1.05E+00
1.05E+00
1.05E+00
9.65E-01
9.65E-01
9.65E-01
9.65E-01
9.65E-01
8.84E-01
9.65E-01
8.84E-01
8.04E-01
8.04E-01
8.84E-01
8.04E-01
7.24E-01
8.04E-01
7.24E-01
7.24E-01
7.24E-01
7.24E-01
7.24E-01
7.24E-01
7.24E-01
6.43E-01
6.43E-01
6.43E-01
6.43E-01
4.82E-01
5.63E-01
5.63E-01
5.63E-01
5.63E-01
5.63E-01
4.82E-01
4.82E-01
4.02E-01
4.02E-01
4.02E-01
4.02E-01
4.02E-01
3.22E-01
3.22E-01
3.22E-01
3.22E-01
3.22E-01
3.22E-01
2.41E-01
1.61E-01
2.41E-01
2.41E-01
1.61E-01
2.41E-01
1.61E-01
8.04E-02
8.04E-02
8.04E-02
8.04E-02
0.00E+00
8.04E-02
0.00E+00
0.00E+00
-8.04E-02
-8.04E-02
0.00E+00
-8.04E-02
-8.04E-02
-1.61E-01
-1.61E-01
-1.61E-01
-1.61E-01
-1.61E-01
-2.41E-01
-2.41E-01
-2.41E-01
-3.22E-01
-3.22E-01
-2.41E-01
-4.02E-01
-3.22E-01
-3.22E-01
-3.22E-01
-3.22E-01
-4.02E-01
-3.22E-01
-4.02E-01
-4.82E-01
-4.82E-01
-4.82E-01
-5.63E-01
-5.63E-01
-6.43E-01
-6.43E-01
-5.63E-01
-6.43E-01
-6.43E-01
-6.43E-01
-6.43E-01
-6.43E-01
-6.43E-01
-6.43E-01
-7.24E-01
-7.24E-01
-7.24E-01
-7.24E-01
-7.24E-01
-8.04E-01
-8.04E-01
-8.04E-01
-8.04E-01
-8.84E-01
-8.84E-01
-9.65E-01
-8.84E-01
-9.65E-01
-1.05E+00
-9.65E-01
-1.05E+00
-1.05E+00
-1.05E+00
-1.05E+00
-1.13E+00
-1.05E+00
-1.13E+00
-1.21E+00
-1.13E+00
-1.21E+00
-1.13E+00
-1.13E+00
-1.29E+00
-1.21E+00
-1.29E+00
-1.29E+00
-1.29E+00
-1.29E+00
-1.37E+00
-1.29E+00
-1.37E+00
-1.37E+00
-1.45E+00
-1.45E+00
-1.53E+00
-1.45E+00
-1.45E+00
-1.53E+00
-1.53E+00
-1.53E+00
-1.53E+00
-1.53E+00
-1.53E+00
-1.53E+00
-1.61E+00
-1.61E+00
-1.69E+00
-1.69E+00
-1.69E+00
-1.69E+00
-1.77E+00
-1.69E+00
-1.77E+00
-1.69E+00
-1.69E+00
-1.77E+00
-1.77E+00
-1.77E+00
-1.85E+00
-1.85E+00
-1.85E+00
-1.85E+00
-1.85E+00
-1.85E+00
-1.93E+00
-1.93E+00
-1.93E+00
-1.93E+00
-2.01E+00
-2.01E+00
-2.01E+00
-2.01E+00
-2.09E+00
-2.01E+00
-2.09E+00
-2.01E+00
-2.09E+00
-2.17E+00
-2.17E+00
-2.17E+00
-2.09E+00
-2.17E+00
-2.17E+00
-2.17E+00
-2.17E+00
-2.17E+00
-2.25E+00
-2.25E+00
-2.25E+00
-2.25E+00
-2.33E+00
-2.25E+00
-2.25E+00
-2.33E+00
-2.25E+00
-2.33E+00
-2.33E+00
-2.33E+00
-2.41E+00
-2.41E+00
-2.33E+00
-2.33E+00
-2.41E+00
-2.41E+00
-2.49E+00
-2.41E+00
-2.49E+00
-2.41E+00
-2.49E+00
-2.49E+00
-2.57E+00
-2.49E+00
-2.57E+00
-2.57E+00
-2.57E+00
-2.57E+00
-2.57E+00
-2.57E+00
-2.57E+00
-2.65E+00
-2.65E+00
-2.65E+00
-2.65E+00
-2.65E+00
-2.65E+00
-2.73E+00
-2.65E+00
-2.65E+00
-2.65E+00
-2.81E+00
-2.65E+00
-2.65E+00
-2.73E+00
-2.73E+00
-2.73E+00
-2.73E+00
-2.73E+00
-2.81E+00
-2.81E+00
-2.81E+00
-2.73E+00
-2.81E+00
-2.89E+00
-2.81E+00
-2.89E+00
-2.81E+00
-2.81E+00
-2.81E+00
-2.89E+00
-2.81E+00
-2.89E+00
-2.89E+00
-2.89E+00
-2.89E+00
-2.89E+00
-2.89E+00
-2.89E+00
-2.97E+00
-2.89E+00
-2.97E+00
-2.97E+00
-2.89E+00
-2.89E+00
-2.89E+00
-2.89E+00
-2.89E+00
-2.97E+00
-2.97E+00
-3.06E+00
-2.97E+00
-2.97E+00
-2.97E+00
-2.97E+00
-2.97E+00
-3.06E+00
-3.06E+00
-2.97E+00
-3.06E+00
-2.97E+00
-2.97E+00
-2.97E+00
-3.06E+00
-3.06E+00
-2.97E+00
-3.06E+00
-2.97E+00
-3.06E+00
-3.06E+00
-3.06E+00
-2.97E+00
-3.06E+00
-3.06E+00
-3.14E+00
-3.06E+00
-3.06E+00
-3.06E+00
-3.06E+00
-3.14E+00
-3.06E+00
-3.14E+00
-3.14E+00
-3.06E+00
-3.06E+00
-3.06E+00
-3.06E+00
-3.06E+00
-3.06E+00
-3.06E+00
-3.06E+00
-3.06E+00
-3.06E+00
-3.06E+00
-3.06E+00
-3.06E+00
-3.06E+00
-3.06E+00
-3.06E+00
-3.14E+00
-3.06E+00
-3.06E+00
-3.06E+00
-2.97E+00
-3.06E+00
-3.14E+00
-2.97E+00
-3.06E+00
-3.06E+00
-3.06E+00
-2.97E+00
-3.06E+00
-3.06E+00
-3.06E+00
-2.97E+00
-2.97E+00
-2.97E+00
-3.06E+00
-3.06E+00
-2.97E+00
-2.97E+00
-3.06E+00
-2.97E+00
-2.97E+00
-2.97E+00
-2.97E+00
-2.97E+00
-3.06E+00
-2.97E+00
-2.97E+00
-2.89E+00
-2.97E+00
-2.97E+00
-2.97E+00
-2.97E+00
-2.97E+00
-2.89E+00
-2.97E+00
-2.89E+00
-2.89E+00
-2.89E+00
-2.89E+00
-2.89E+00
-2.89E+00
-2.89E+00
-2.89E+00
-2.89E+00
-2.81E+00
-2.89E+00
-2.81E+00
-2.89E+00
-2.81E+00
-2.73E+00
-2.81E+00
-2.81E+00
-2.81E+00
-2.81E+00
-2.81E+00
-2.81E+00
-2.73E+00
-2.73E+00
-2.73E+00
-2.73E+00
-2.73E+00
-2.73E+00
-2.65E+00
-2.73E+00
-2.65E+00
-2.73E+00
-2.73E+00
-2.65E+00
-2.65E+00
-2.65E+00
-2.57E+00
-2.65E+00
-2.73E+00
-2.65E+00
-2.65E+00
-2.65E+00
-2.57E+00
-2.57E+00
-2.57E+00
-2.57E+00
-2.57E+00
-2.57E+00
-2.57E+00
-2.49E+00
-2.41E+00
-2.49E+00
-2.49E+00
-2.49E+00
-2.49E+00
-2.49E+00
-2.49E+00
-2.49E+00
-2.41E+00
-2.41E+00
-2.41E+00
-2.41E+00
-2.33E+00
-2.41E+00
-2.33E+00
-2.33E+00
-2.33E+00
-2.33E+00
-2.25E+00
-2.33E+00
-2.33E+00
-2.25E+00
-2.25E+00
-2.25E+00
-2.25E+00
-2.17E+00
-2.17E+00
-2.25E+00
-2.17E+00
-2.09E+00
-2.17E+00
-2.17E+00
-2.17E+00
-2.09E+00
-2.09E+00
-2.09E+00
-2.09E+00
-2.01E+00
-2.01E+00
-1.93E+00
-2.01E+00
-2.09E+00
-1.93E+00
-2.01E+00
-1.93E+00
-1.93E+00
-1.85E+00
-1.85E+00
-1.85E+00
-1.85E+00
-1.85E+00
-1.85E+00
-1.85E+00
-1.85E+00
-1.77E+00
-1.77E+00
-1.77E+00
-1.77E+00
-1.77E+00
-1.69E+00
-1.69E+00
-1.69E+00
-1.69E+00
-1.61E+00
-1.61E+00
-1.61E+00
-1.61E+00
-1.53E+00
-1.53E+00
-1.53E+00
-1.61E+00
-1.45E+00
-1.45E+00
-1.53E+00
-1.53E+00
-1.45E+00
-1.37E+00
-1.45E+00
-1.37E+00
-1.37E+00
-1.37E+00
-1.45E+00
-1.37E+00
-1.29E+00
-1.29E+00
-1.29E+00
-1.29E+00
-1.29E+00
-1.29E+00
-1.29E+00
-1.13E+00
-1.21E+00
-1.13E+00
-1.13E+00
-1.13E+00
-1.13E+00
-1.05E+00
-1.05E+00
-1.05E+00
-1.05E+00
-1.05E+00
-1.05E+00
-1.05E+00
-9.65E-01
-9.65E-01
-8.84E-01
-9.65E-01
-8.84E-01
-8.04E-01
-8.04E-01
-8.04E-01
-8.04E-01
-8.04E-01
-8.04E-01
-7.24E-01
-8.04E-01
-7.24E-01
-7.24E-01
-6.43E-01
-7.24E-01
-6.43E-01
-6.43E-01
-5.63E-01
-5.63E-01
-5.63E-01
-4.82E-01
-4.82E-01
-5.63E-01
-5.63E-01
-5.63E-01
-4.82E-01
-4.82E-01
-4.02E-01
-4.02E-01
-4.02E-01
-4.02E-01
-4.02E-01
-4.02E-01
-3.22E-01
-2.41E-01
-2.41E-01
-2.41E-01
-2.41E-01
-3.22E-01
-1.61E-01
-2.41E-01
-1.61E-01
-1.61E-01
-1.61E-01
-1.61E-01
-8.04E-02
-8.04E-02
0.00E+00
-8.04E-02
0.00E+00
-8.04E-02
0.00E+00
0.00E+00];
y=[-4.82E-01
-5.63E-01
-4.02E-01
-4.02E-01
-4.82E-01
-4.02E-01
-4.82E-01
-4.82E-01
-4.82E-01
-4.02E-01
-4.82E-01
-3.22E-01
-4.82E-01
-4.02E-01
-4.02E-01
-4.02E-01
-4.02E-01
-4.82E-01
-4.82E-01
-4.02E-01
-4.02E-01
-4.82E-01
-4.02E-01
-4.82E-01
-4.02E-01
-4.82E-01
-4.02E-01
-4.82E-01
-4.82E-01
-4.02E-01
-4.02E-01
-4.02E-01
-4.02E-01
-4.02E-01
-4.02E-01
-4.02E-01
-4.02E-01
-4.02E-01
-4.02E-01
-4.82E-01
-4.02E-01
-4.82E-01
-4.02E-01
-4.02E-01
-4.02E-01
-4.02E-01
-4.82E-01
-4.82E-01
-4.02E-01
-4.02E-01
-4.02E-01
-4.02E-01
-3.22E-01
-4.02E-01
-4.02E-01
-4.02E-01
-3.22E-01
-4.02E-01
-4.02E-01
-4.02E-01
-4.02E-01
-4.82E-01
-4.02E-01
-3.22E-01
-4.02E-01
-4.02E-01
-4.02E-01
-4.02E-01
-4.02E-01
-4.02E-01
-4.02E-01
-4.02E-01
-4.02E-01
-4.82E-01
-4.02E-01
-4.82E-01
-3.22E-01
-4.02E-01
-4.02E-01
-3.22E-01
-4.02E-01
-3.22E-01
-4.02E-01
-4.02E-01
-4.02E-01
-4.02E-01
-4.02E-01
-4.02E-01
-4.02E-01
-4.02E-01
-4.02E-01
-4.02E-01
-4.02E-01
-4.02E-01
-4.02E-01
-4.02E-01
-4.02E-01
-4.02E-01
-4.02E-01
-4.02E-01
-4.02E-01
-3.22E-01
-4.02E-01
-4.02E-01
-3.22E-01
-3.22E-01
-4.02E-01
-4.02E-01
-4.02E-01
-4.02E-01
-3.22E-01
-4.02E-01
-4.02E-01
-3.22E-01
-4.02E-01
-3.22E-01
-4.02E-01
-4.02E-01
-4.02E-01
-3.22E-01
-3.22E-01
-3.22E-01
-3.22E-01
-3.22E-01
-4.02E-01
-3.22E-01
-4.02E-01
-3.22E-01
-3.22E-01
-4.02E-01
-3.22E-01
-4.02E-01
-4.02E-01
-4.02E-01
-4.02E-01
-3.22E-01
-4.02E-01
-3.22E-01
-4.02E-01
-4.02E-01
-4.02E-01
-4.02E-01
-4.02E-01
-3.22E-01
-3.22E-01
-3.22E-01
-3.22E-01
-3.22E-01
-4.02E-01
-3.22E-01
-4.02E-01
-3.22E-01
-4.82E-01
-4.02E-01
-4.02E-01
-3.22E-01
-4.02E-01
-3.22E-01
-4.02E-01
-3.22E-01
-4.02E-01
-3.22E-01
-4.02E-01
-3.22E-01
-4.02E-01
-4.02E-01
-4.02E-01
-4.02E-01
-4.02E-01
-3.22E-01
-3.22E-01
-3.22E-01
-4.02E-01
-3.22E-01
-4.02E-01
-4.02E-01
-4.02E-01
-4.02E-01
-3.22E-01
-4.02E-01
-3.22E-01
-4.02E-01
-4.02E-01
-4.02E-01
-3.22E-01
-3.22E-01
-4.02E-01
-4.02E-01
-4.02E-01
-4.02E-01
-4.02E-01
-3.22E-01
-4.02E-01
-3.22E-01
-4.02E-01
-4.02E-01
-3.22E-01
-4.02E-01
-3.22E-01
-4.02E-01
-4.02E-01
-3.22E-01
-3.22E-01
-3.22E-01
-4.02E-01
-4.02E-01
-3.22E-01
-4.02E-01
-3.22E-01
-4.02E-01
-3.22E-01
-3.22E-01
-3.22E-01
-4.02E-01
-3.22E-01
-4.02E-01
-4.02E-01
-3.22E-01
-4.02E-01
-4.02E-01
-4.02E-01
-3.22E-01
-4.02E-01
-4.02E-01
-4.02E-01
-3.22E-01
-3.22E-01
-3.22E-01
-3.22E-01
-4.02E-01
-4.02E-01
-3.22E-01
-4.02E-01
-4.02E-01
-4.02E-01
-3.22E-01
-4.02E-01
-3.22E-01
-3.22E-01
-4.02E-01
-4.02E-01
-2.41E-01
-3.22E-01
-4.02E-01
-4.02E-01
-3.22E-01
-3.22E-01
-4.02E-01
-4.02E-01
-3.22E-01
-3.22E-01
-3.22E-01
-4.02E-01
-3.22E-01
-4.02E-01
-3.22E-01
-4.02E-01
-4.02E-01
-3.22E-01
-3.22E-01
-4.02E-01
-4.02E-01
-4.02E-01
-3.22E-01
-4.02E-01
-4.02E-01
-3.22E-01
-3.22E-01
-3.22E-01
-4.02E-01
-4.02E-01
-4.02E-01
-4.02E-01
-4.02E-01
-4.02E-01
-4.02E-01
-3.22E-01
-4.02E-01
-3.22E-01
-3.22E-01
-3.22E-01
-3.22E-01
-3.22E-01
-3.22E-01
-4.02E-01
-2.41E-01
-3.22E-01
-3.22E-01
-3.22E-01
-3.22E-01
-4.02E-01
-3.22E-01
-4.02E-01
-4.02E-01
-4.02E-01
-3.22E-01
-4.02E-01
-4.02E-01
-3.22E-01
-3.22E-01
-3.22E-01
-4.02E-01
-4.02E-01
-3.22E-01
-4.02E-01
-4.02E-01
-4.02E-01
-3.22E-01
-4.82E-01
-4.02E-01
-3.22E-01
-4.02E-01
-3.22E-01
-4.02E-01
-4.02E-01
-4.02E-01
-4.02E-01
-4.02E-01
-3.22E-01
-4.02E-01
-4.02E-01
-4.02E-01
-3.22E-01
-4.02E-01
-3.22E-01
-3.22E-01
-3.22E-01
-4.02E-01
-3.22E-01
-3.22E-01
-4.02E-01
-4.02E-01
-4.02E-01
-4.02E-01
-4.02E-01
-4.02E-01
-4.02E-01
-3.22E-01
-4.02E-01
-4.02E-01
-3.22E-01
-4.02E-01
-3.22E-01
-4.02E-01
-3.22E-01
-3.22E-01
-4.02E-01
-4.02E-01
-3.22E-01
-4.02E-01
-4.02E-01
-3.22E-01
-3.22E-01
-3.22E-01
-4.02E-01
-4.02E-01
-4.02E-01
-4.02E-01
-4.02E-01
-4.02E-01
-3.22E-01
-4.02E-01
-3.22E-01
-3.22E-01
-4.02E-01
-3.22E-01
-4.02E-01
-3.22E-01
-4.02E-01
-4.02E-01
-4.02E-01
-4.02E-01
-4.02E-01
-4.82E-01
-3.22E-01
-3.22E-01
-4.02E-01
-3.22E-01
-4.02E-01
-4.02E-01
-4.02E-01
-4.02E-01
-4.02E-01
-4.02E-01
-4.02E-01
-4.02E-01
-3.22E-01
-4.02E-01
-4.02E-01
-4.02E-01
-4.02E-01
-4.02E-01
-4.02E-01
-3.22E-01
-4.02E-01
-3.22E-01
-4.02E-01
-4.02E-01
-4.02E-01
-4.02E-01
-4.02E-01
-4.02E-01
-4.02E-01
-4.02E-01
-3.22E-01
-4.82E-01
-4.02E-01
-3.22E-01
-3.22E-01
-4.02E-01
-4.02E-01
-4.82E-01
-3.22E-01
-4.02E-01
-4.02E-01
-4.02E-01
-4.02E-01
-4.02E-01
-3.22E-01
-3.22E-01
-4.02E-01
-4.82E-01
-4.02E-01
-4.02E-01
-4.02E-01
-4.02E-01
-3.22E-01
-4.82E-01
-3.22E-01
-3.22E-01
-4.02E-01
-4.02E-01
-4.02E-01
-4.82E-01
-3.22E-01
-4.02E-01
-3.22E-01
-4.02E-01
-3.22E-01
-4.02E-01
-4.02E-01
-4.02E-01
-4.02E-01
-4.02E-01
-4.02E-01
-4.02E-01
-4.02E-01
-4.82E-01
-4.02E-01
-4.02E-01
-4.82E-01
-4.02E-01
-4.82E-01
-4.02E-01
-4.02E-01
-4.02E-01
-4.02E-01
-4.02E-01
-4.02E-01
-4.82E-01
-4.02E-01
-4.82E-01
-4.02E-01
-4.02E-01
-4.02E-01
-4.02E-01
-4.82E-01
-4.82E-01
-4.02E-01
-4.82E-01
-4.02E-01
-4.02E-01
-4.02E-01
-4.82E-01
-4.82E-01
-4.82E-01
-4.02E-01
-4.02E-01
-4.82E-01
-4.82E-01
-4.02E-01
-4.82E-01
-4.02E-01
-4.82E-01
-4.82E-01
-4.02E-01
-4.02E-01
-4.02E-01
-4.82E-01
-4.82E-01
-4.02E-01
-4.02E-01
-4.82E-01
-4.02E-01
-4.02E-01
-4.82E-01
-4.82E-01
-4.82E-01
-4.82E-01
-4.82E-01
-4.82E-01
-4.82E-01
-4.02E-01
-4.82E-01
-4.02E-01
-4.82E-01
-4.82E-01
-5.63E-01
-5.63E-01
-4.82E-01
-5.63E-01
-5.63E-01
-4.82E-01
-5.63E-01
-5.63E-01
-6.43E-01
-4.82E-01
-4.82E-01
-5.63E-01
-5.63E-01
-6.43E-01
-5.63E-01
-5.63E-01
-7.24E-01
-5.63E-01
-5.63E-01
-6.43E-01
-6.43E-01
-7.24E-01
-7.24E-01
-7.24E-01
-7.24E-01
-7.24E-01
-7.24E-01
-7.24E-01
-8.04E-01
-7.24E-01
-8.84E-01
-8.84E-01
-8.04E-01
-8.84E-01
-9.65E-01
-8.84E-01
-8.84E-01
-1.05E+00
-9.65E-01
-9.65E-01
-1.05E+00
-1.05E+00
-9.65E-01
-1.05E+00
-1.13E+00
-1.13E+00
-1.05E+00
-1.13E+00
-1.13E+00
-1.13E+00
-1.13E+00
-1.29E+00
-1.21E+00
-1.21E+00
-1.29E+00
-1.29E+00
-1.29E+00
-1.29E+00
-1.29E+00
-1.29E+00
-1.37E+00
-1.37E+00
-1.37E+00
-1.45E+00
-1.37E+00
-1.45E+00
-1.37E+00
-1.45E+00
-1.45E+00
-1.45E+00
-1.53E+00
-1.53E+00
-1.53E+00
-1.61E+00
-1.61E+00
-1.61E+00
-1.61E+00
-1.61E+00
-1.61E+00
-1.69E+00
-1.69E+00
-1.69E+00
-1.69E+00
-1.69E+00
-1.77E+00
-1.77E+00
-1.77E+00
-1.77E+00
-1.77E+00
-1.77E+00
-1.77E+00
-1.85E+00
-1.85E+00
-1.85E+00
-1.85E+00
-1.93E+00
-1.93E+00
-1.93E+00
-1.93E+00
-2.01E+00
-2.01E+00
-1.93E+00
-1.93E+00
-2.01E+00
-2.09E+00
-2.09E+00
-2.01E+00
-2.09E+00
-2.09E+00
-2.09E+00
-2.17E+00
-2.09E+00
-2.17E+00
-2.09E+00
-2.25E+00
-2.17E+00
-2.25E+00
-2.25E+00
-2.25E+00
-2.25E+00
-2.25E+00
-2.25E+00
-2.33E+00
-2.25E+00
-2.33E+00
-2.25E+00
-2.33E+00
-2.33E+00
-2.33E+00
-2.33E+00
-2.41E+00
-2.41E+00
-2.41E+00
-2.41E+00
-2.41E+00
-2.41E+00
-2.41E+00
-2.49E+00
-2.49E+00
-2.49E+00
-2.49E+00
-2.49E+00
-2.49E+00
-2.49E+00
-2.49E+00
-2.49E+00
-2.57E+00
-2.57E+00
-2.57E+00
-2.57E+00
-2.57E+00
-2.57E+00
-2.65E+00
-2.57E+00
-2.57E+00
-2.65E+00
-2.65E+00
-2.73E+00
-2.65E+00
-2.65E+00
-2.81E+00
-2.65E+00
-2.73E+00
-2.73E+00
-2.73E+00
-2.81E+00
-2.73E+00
-2.81E+00
-2.81E+00
-2.73E+00
-2.81E+00
-2.73E+00
-2.81E+00
-2.73E+00
-2.81E+00
-2.81E+00
-2.81E+00
-2.81E+00
-2.81E+00
-2.89E+00
-2.89E+00
-2.81E+00
-2.81E+00
-2.89E+00
-2.81E+00
-2.89E+00
-2.89E+00
-2.89E+00
-2.89E+00
-2.89E+00
-2.89E+00
-2.89E+00
-2.97E+00
-2.89E+00
-2.89E+00
-2.89E+00
-2.97E+00
-2.97E+00
-2.97E+00
-2.97E+00
-2.97E+00
-2.97E+00
-2.97E+00
-2.97E+00
-2.97E+00
-3.06E+00
-2.97E+00
-2.97E+00
-2.97E+00
-2.97E+00
-3.06E+00
-2.97E+00
-2.97E+00
-3.06E+00
-2.97E+00
-3.06E+00
-3.06E+00
-2.97E+00
-2.97E+00
-3.06E+00
-3.06E+00
-2.97E+00
-2.97E+00
-2.97E+00
-2.97E+00
-2.97E+00
-2.97E+00
-2.97E+00
-2.97E+00
-3.06E+00
-2.97E+00
-2.97E+00
-2.97E+00
-2.97E+00
-2.97E+00
-3.06E+00
-3.06E+00
-2.97E+00
-3.06E+00
-2.97E+00
-2.97E+00
-3.06E+00
-3.14E+00
-3.06E+00
-3.06E+00
-3.06E+00
-3.06E+00
-2.97E+00
-3.06E+00
-3.06E+00
-3.06E+00
-3.06E+00
-3.06E+00
-2.97E+00
-3.06E+00
-2.97E+00
-2.97E+00
-2.97E+00
-3.06E+00
-2.97E+00
-2.97E+00
-3.06E+00
-2.97E+00
-2.97E+00
-2.97E+00
-2.97E+00
-2.89E+00
-2.97E+00
-2.97E+00
-2.97E+00
-2.97E+00
-2.97E+00
-2.97E+00
-2.89E+00
-2.97E+00
-2.89E+00
-2.89E+00
-2.89E+00
-2.97E+00
-2.89E+00
-2.89E+00
-2.89E+00
-2.89E+00
-2.89E+00
-2.89E+00
-2.97E+00
-2.89E+00
-2.89E+00
-2.89E+00
-2.89E+00
-2.89E+00
-2.89E+00
-2.81E+00
-2.81E+00
-2.89E+00
-2.89E+00
-2.73E+00
-2.81E+00
-2.89E+00
-2.81E+00
-2.89E+00
-2.81E+00
-2.81E+00
-2.81E+00
-2.73E+00
-2.73E+00
-2.73E+00
-2.81E+00
-2.81E+00
-2.81E+00
-2.73E+00
-2.73E+00
-2.65E+00
-2.73E+00
-2.65E+00
-2.65E+00
-2.65E+00
-2.65E+00
-2.65E+00
-2.65E+00
-2.65E+00
-2.65E+00
-2.65E+00
-2.73E+00
-2.57E+00
-2.65E+00
-2.57E+00
-2.49E+00
-2.49E+00
-2.57E+00
-2.49E+00
-2.57E+00
-2.57E+00
-2.49E+00
-2.49E+00
-2.57E+00
-2.41E+00
-2.49E+00
-2.41E+00
-2.49E+00
-2.49E+00
-2.33E+00
-2.41E+00
-2.41E+00
-2.41E+00
-2.33E+00
-2.41E+00
-2.33E+00
-2.33E+00
-2.33E+00
-2.33E+00
-2.33E+00
-2.33E+00
-2.33E+00
-2.25E+00
-2.25E+00
-2.25E+00
-2.17E+00
-2.17E+00
-2.25E+00
-2.17E+00
-2.17E+00
-2.17E+00
-2.09E+00
-2.17E+00
-2.09E+00
-2.09E+00
-2.09E+00
-2.17E+00
-2.01E+00
-2.01E+00
-2.09E+00
-2.01E+00
-2.01E+00
-2.01E+00
-1.93E+00
-1.93E+00
-1.93E+00
-1.93E+00
-1.93E+00
-1.85E+00
-1.85E+00
-1.85E+00
-1.85E+00
-1.85E+00
-1.85E+00
-1.85E+00
-1.85E+00
-1.77E+00
-1.77E+00
-1.77E+00
-1.77E+00
-1.69E+00
-1.69E+00
-1.69E+00
-1.69E+00
-1.69E+00
-1.69E+00
-1.61E+00
-1.61E+00
-1.61E+00
-1.61E+00
-1.53E+00
-1.53E+00
-1.53E+00
-1.53E+00
-1.53E+00
-1.53E+00
-1.45E+00
-1.45E+00
-1.53E+00
-1.37E+00
-1.37E+00
-1.37E+00
-1.37E+00
-1.37E+00
-1.37E+00
-1.29E+00
-1.29E+00
-1.37E+00
-1.21E+00
-1.29E+00
-1.21E+00
-1.21E+00
-1.21E+00
-1.13E+00
-1.21E+00
-1.13E+00
-1.21E+00
-1.13E+00
-1.13E+00
-1.13E+00
-1.05E+00
-9.65E-01
-1.05E+00
-9.65E-01
-9.65E-01
-9.65E-01
-9.65E-01
-9.65E-01
-8.84E-01
-8.84E-01
-8.04E-01
-8.84E-01
-8.84E-01
-8.04E-01
-8.04E-01
-8.84E-01
-8.04E-01
-8.04E-01
-7.24E-01
-6.43E-01
-6.43E-01
-6.43E-01
-6.43E-01
-6.43E-01
-6.43E-01
-5.63E-01
-6.43E-01
-6.43E-01
-5.63E-01
-5.63E-01
-5.63E-01
-4.82E-01
-5.63E-01
-5.63E-01
-5.63E-01
-5.63E-01
-5.63E-01
-5.63E-01
-5.63E-01
-5.63E-01
-4.82E-01
-4.82E-01
-4.82E-01
-4.82E-01
-4.82E-01
-4.82E-01
-4.82E-01
-4.82E-01
-5.63E-01
-4.82E-01
-4.82E-01
-5.63E-01
-5.63E-01
-4.82E-01
-4.82E-01
-4.82E-01
-4.82E-01
-4.82E-01
-4.02E-01
-4.02E-01
-4.82E-01
-4.02E-01
-4.82E-01
-4.82E-01
-4.02E-01
-4.82E-01
-4.82E-01
-4.82E-01
-4.02E-01
-4.02E-01
-4.02E-01
-4.82E-01
-4.02E-01
-4.82E-01
-4.02E-01
-4.02E-01
-4.82E-01
-3.22E-01
-4.82E-01
-4.02E-01
-4.02E-01
-4.82E-01
-4.02E-01
-4.02E-01
-4.02E-01
-4.82E-01
-4.02E-01
-4.82E-01
-4.02E-01
-4.02E-01
-4.82E-01
-4.02E-01
-4.02E-01
-4.82E-01
-4.02E-01
-4.02E-01
-4.02E-01
-4.02E-01
-4.02E-01
-4.02E-01
-4.02E-01
-4.82E-01
-4.82E-01
-3.22E-01
-4.02E-01
-4.82E-01
-4.02E-01
-4.02E-01
-4.02E-01
-4.02E-01
-4.82E-01
-4.82E-01
-4.02E-01
-3.22E-01
-4.02E-01
-4.02E-01
-4.02E-01
-4.02E-01
-4.02E-01
-4.82E-01
-4.02E-01
-4.02E-01
-3.22E-01
-4.02E-01
-4.02E-01
-4.02E-01
-4.02E-01
-4.02E-01
-4.02E-01
-3.22E-01
-4.02E-01
-4.02E-01
-4.02E-01
-4.02E-01
-3.22E-01
-3.22E-01
-4.02E-01
-4.02E-01
-4.02E-01
-4.02E-01
-4.02E-01
-4.02E-01
-3.22E-01
-4.02E-01
-4.82E-01
-4.02E-01
-4.02E-01
-4.02E-01
-4.02E-01
-4.02E-01
-3.22E-01
-4.02E-01
-4.02E-01
-3.22E-01
-4.02E-01
-4.02E-01
-4.02E-01
-4.02E-01
-4.02E-01
-4.02E-01
-4.02E-01
-4.02E-01
-4.82E-01
-4.02E-01
-4.02E-01
-3.22E-01
-4.02E-01
-4.02E-01
-4.02E-01
-4.02E-01
-3.22E-01
-4.02E-01
-3.22E-01
-4.02E-01
-4.02E-01
-3.22E-01
-3.22E-01
-3.22E-01
-4.02E-01
-4.02E-01
-4.02E-01
-3.22E-01
-4.02E-01
-4.02E-01
-3.22E-01
-4.02E-01
-4.02E-01
-4.02E-01
-4.02E-01
-3.22E-01
-3.22E-01
-4.82E-01
-3.22E-01
-4.02E-01
-3.22E-01
-4.02E-01
-4.02E-01
-4.02E-01
-4.02E-01
-4.02E-01
-4.02E-01
-3.22E-01
-4.02E-01
-4.02E-01
-3.22E-01
-3.22E-01
-3.22E-01
-4.02E-01
-3.22E-01
-4.02E-01
-4.02E-01
-4.02E-01
-3.22E-01
-3.22E-01
-3.22E-01
-4.02E-01
-3.22E-01
-4.82E-01
-4.02E-01
-4.02E-01
-4.02E-01
-4.02E-01
-3.22E-01
-3.22E-01
-3.22E-01
-3.22E-01
-3.22E-01
-4.02E-01
-3.22E-01
-4.02E-01
-4.02E-01
-3.22E-01
-3.22E-01
-3.22E-01
-4.02E-01
-4.02E-01
-3.22E-01
-4.02E-01
-4.02E-01
-4.02E-01
-4.02E-01
-3.22E-01
-3.22E-01
-4.02E-01
-4.02E-01
-4.02E-01
-4.02E-01
-3.22E-01
-3.22E-01
-3.22E-01
-3.22E-01
-3.22E-01
-4.02E-01
-3.22E-01
-3.22E-01
-4.02E-01
-4.82E-01
-4.02E-01
-4.02E-01
-3.22E-01
-4.02E-01
-3.22E-01
-4.02E-01
-3.22E-01
-4.02E-01
-3.22E-01
-3.22E-01
-4.02E-01
-4.02E-01
-3.22E-01
-4.02E-01
-4.02E-01
-3.22E-01
-2.41E-01
-3.22E-01
-4.02E-01
-4.02E-01
-4.02E-01
-3.22E-01
-4.02E-01
-3.22E-01
-4.02E-01
-4.02E-01
-3.22E-01
-4.02E-01
-3.22E-01
-3.22E-01
-4.02E-01
-3.22E-01
-3.22E-01
-3.22E-01
-4.02E-01
-4.02E-01
-4.02E-01
-3.22E-01
-4.02E-01
-3.22E-01
-4.02E-01
-4.02E-01
-3.22E-01
-4.02E-01
-4.02E-01
-4.02E-01
-3.22E-01
-3.22E-01
-3.22E-01
-3.22E-01
-3.22E-01
-4.02E-01
-4.02E-01
-4.02E-01
-4.02E-01
-3.22E-01
-3.22E-01
-4.02E-01
-4.02E-01
-4.02E-01
-4.02E-01
-4.02E-01
-4.02E-01
-4.02E-01
-4.02E-01
-4.02E-01
-3.22E-01
-4.02E-01
-3.22E-01
-3.22E-01
-4.02E-01
-3.22E-01
-3.22E-01
-3.22E-01
-4.02E-01
-3.22E-01
-4.02E-01
-3.22E-01
-4.02E-01
-4.02E-01
-3.22E-01
-4.02E-01
-3.22E-01
-3.22E-01
-3.22E-01
-4.02E-01
-3.22E-01
-4.02E-01
-3.22E-01
-4.02E-01
-4.02E-01
-3.22E-01
-3.22E-01
-3.22E-01
-4.02E-01
-4.02E-01
-4.02E-01
-3.22E-01
-4.02E-01
-4.02E-01
-4.02E-01
-3.22E-01
-3.22E-01
-3.22E-01
-4.02E-01
-4.02E-01
-4.82E-01
-4.02E-01
-4.02E-01
-4.02E-01
-3.22E-01
-4.02E-01
-3.22E-01
-3.22E-01
-3.22E-01
-3.22E-01
-3.22E-01
-3.22E-01
-4.02E-01
-3.22E-01
-4.02E-01
-4.02E-01
-3.22E-01
-4.02E-01
-4.02E-01
-4.02E-01
-3.22E-01
-3.22E-01
-4.02E-01
-4.02E-01
-3.22E-01
-3.22E-01
-3.22E-01
-3.22E-01
-3.22E-01
-4.02E-01
-4.02E-01
-3.22E-01
-3.22E-01
-3.22E-01
-3.22E-01
-3.22E-01
-4.02E-01
-4.02E-01
-3.22E-01
-3.22E-01
-4.02E-01
-3.22E-01
-4.02E-01
-3.22E-01
-4.02E-01
-4.02E-01
-4.02E-01
-3.22E-01
-4.02E-01
-4.02E-01
-4.02E-01
-4.02E-01
-4.02E-01
-4.02E-01
-3.22E-01
-4.02E-01
-4.02E-01
-3.22E-01
-3.22E-01
-4.02E-01
-4.02E-01
-3.22E-01
-4.02E-01
-4.02E-01
-4.02E-01
-3.22E-01
-3.22E-01
-3.22E-01
-4.02E-01
-4.02E-01
-4.02E-01
-4.02E-01
-4.02E-01
-4.02E-01
-4.02E-01
-4.02E-01
-4.02E-01
-4.02E-01
-4.02E-01
-4.02E-01
-3.22E-01
-3.22E-01
-4.02E-01
-4.02E-01
-4.02E-01
-4.02E-01
-3.22E-01
-3.22E-01
-4.02E-01
-3.22E-01
-4.82E-01
-4.02E-01
-4.02E-01
-3.22E-01
-3.22E-01
-4.02E-01
-4.02E-01
-4.02E-01
-4.02E-01
-3.22E-01
-4.02E-01
-4.02E-01
-3.22E-01
-4.02E-01
-4.02E-01
-4.02E-01
-4.02E-01
-4.02E-01
-3.22E-01
-4.02E-01
-4.02E-01
-4.02E-01
-4.02E-01
-4.02E-01
-4.82E-01
-4.02E-01
-4.02E-01
-4.82E-01
-4.02E-01
-3.22E-01
-4.02E-01
-4.82E-01
-4.82E-01
-3.22E-01
-4.02E-01
-3.22E-01
-4.02E-01
-4.02E-01
-4.02E-01
-4.02E-01
-4.02E-01
-3.22E-01
-4.02E-01
-4.02E-01
-4.02E-01
-4.82E-01
-4.02E-01
-4.02E-01
-4.82E-01
-4.02E-01
-4.02E-01
-4.02E-01
-4.02E-01
-4.02E-01
-4.02E-01
-4.02E-01
-4.02E-01
-3.22E-01
-4.02E-01
-4.02E-01
-4.02E-01
-4.82E-01
-4.02E-01
-4.02E-01
-4.82E-01
-4.02E-01
-4.02E-01
-4.82E-01
-4.02E-01
-4.82E-01
-4.02E-01
-4.82E-01
-4.02E-01
-4.82E-01
-4.82E-01
-4.82E-01
-4.82E-01
-4.82E-01
-4.02E-01
-4.02E-01
-4.82E-01
-4.02E-01
-4.02E-01
-4.82E-01
-4.02E-01
-4.02E-01
-4.82E-01
-4.82E-01
-4.02E-01
-4.82E-01
-4.82E-01
-5.63E-01
-4.02E-01
-4.82E-01
-4.02E-01
-4.02E-01
-5.63E-01
-4.02E-01
-4.02E-01
-4.02E-01
-5.63E-01
-4.02E-01
-4.82E-01
-4.02E-01
-4.82E-01
-4.02E-01
-4.82E-01
-4.82E-01
-4.82E-01
-4.82E-01
-4.82E-01
-4.82E-01
-4.82E-01
-4.82E-01
-4.82E-01
-4.82E-01
-5.63E-01
-4.02E-01
-4.82E-01
-5.63E-01
-5.63E-01
-4.82E-01
-4.82E-01
-4.02E-01
-5.63E-01
-5.63E-01
-4.82E-01
-4.82E-01
-4.82E-01
-5.63E-01
-5.63E-01
-5.63E-01
-6.43E-01
-5.63E-01
-6.43E-01
-6.43E-01
-6.43E-01
-6.43E-01
-7.24E-01
-8.04E-01
-7.24E-01
-7.24E-01
-8.04E-01
-8.04E-01
-8.84E-01
-7.24E-01
-8.04E-01
-8.84E-01
-8.84E-01
-8.84E-01
-9.65E-01
-8.84E-01
-9.65E-01
-9.65E-01
-9.65E-01
-1.05E+00
-1.05E+00
-1.13E+00
-1.05E+00
-1.13E+00
-1.05E+00
-1.05E+00
-1.13E+00
-1.13E+00
-1.13E+00
-1.21E+00
-1.13E+00
-1.29E+00
-1.29E+00
-1.21E+00
-1.29E+00
-1.29E+00
-1.37E+00
-1.29E+00
-1.37E+00
-1.37E+00
-1.37E+00
-1.37E+00
-1.37E+00
-1.37E+00
-1.45E+00
-1.45E+00
-1.45E+00
-1.53E+00
-1.53E+00
-1.61E+00
-1.53E+00
-1.53E+00
-1.53E+00
-1.53E+00
-1.61E+00
-1.53E+00
-1.53E+00
-1.61E+00
-1.69E+00
-1.61E+00
-1.69E+00
-1.77E+00
-1.77E+00
-1.77E+00
-1.77E+00
-1.77E+00
-1.85E+00
-1.69E+00
-1.85E+00
-1.77E+00
-1.85E+00
-1.85E+00
-1.93E+00
-1.85E+00
-1.93E+00
-1.93E+00
-2.01E+00
-2.01E+00
-1.93E+00
-1.93E+00
-1.93E+00
-2.01E+00
-1.93E+00
-2.01E+00
-2.09E+00
-2.09E+00
-2.09E+00
-2.09E+00
-2.09E+00
-2.01E+00
-2.09E+00
-2.09E+00
-2.17E+00
-2.17E+00
-2.25E+00
-2.17E+00
-2.25E+00
-2.17E+00
-2.17E+00
-2.25E+00
-2.25E+00
-2.33E+00
-2.33E+00
-2.33E+00
-2.33E+00
-2.33E+00
-2.41E+00
-2.33E+00
-2.33E+00
-2.41E+00
-2.33E+00
-2.41E+00
-2.41E+00
-2.33E+00
-2.49E+00
-2.41E+00
-2.49E+00
-2.49E+00
-2.49E+00
-2.49E+00
-2.57E+00
-2.57E+00
-2.49E+00
-2.57E+00
-2.57E+00
-2.57E+00
-2.49E+00
-2.57E+00
-2.57E+00
-2.57E+00
-2.49E+00
-2.65E+00
-2.57E+00
-2.65E+00
-2.65E+00
-2.65E+00
-2.57E+00
-2.65E+00
-2.73E+00
-2.65E+00
-2.65E+00
-2.73E+00
-2.73E+00
-2.73E+00
-2.73E+00
-2.73E+00
-2.81E+00
-2.73E+00
-2.81E+00
-2.81E+00
-2.81E+00
-2.81E+00
-2.81E+00
-2.81E+00
-2.81E+00
-2.81E+00
-2.81E+00
-2.89E+00
-2.89E+00
-2.81E+00
-2.89E+00
-2.89E+00
-2.81E+00
-2.89E+00
-2.97E+00
-2.89E+00
-2.89E+00
-2.89E+00
-2.81E+00
-2.97E+00
-2.89E+00
-2.97E+00
-2.97E+00
-2.97E+00
-2.97E+00
-2.97E+00
-2.89E+00
-2.89E+00
-2.97E+00
-2.89E+00
-2.97E+00
-2.97E+00
-2.97E+00
-2.97E+00
-2.97E+00
-2.89E+00
-2.97E+00
-2.97E+00
-2.97E+00
-2.97E+00
-2.97E+00
-2.97E+00
-2.97E+00
-2.97E+00
-3.06E+00
-2.97E+00
-3.06E+00
-3.06E+00
-3.06E+00
-3.06E+00
-2.97E+00
-2.97E+00
-3.06E+00
-3.06E+00
-3.06E+00
-2.97E+00
-2.97E+00
-3.06E+00
-3.06E+00
-2.97E+00
-3.14E+00
-3.14E+00
-3.06E+00
-3.06E+00
-3.06E+00
-3.06E+00
-3.06E+00
-3.06E+00
-3.06E+00
-3.06E+00
-3.06E+00
-2.97E+00
-3.06E+00
-3.06E+00
-3.06E+00
-2.97E+00
-2.97E+00
-3.06E+00
-2.97E+00
-2.97E+00
-2.97E+00
-3.06E+00
-2.97E+00
-3.06E+00
-3.06E+00
-2.97E+00
-2.97E+00
-3.06E+00
-3.06E+00
-2.97E+00
-2.97E+00
-2.97E+00
-2.97E+00
-2.97E+00
-2.97E+00
-2.97E+00
-2.97E+00
-2.97E+00
-2.97E+00
-2.89E+00
-2.97E+00
-3.06E+00
-2.97E+00
-2.89E+00
-2.89E+00
-2.97E+00
-2.97E+00
-2.97E+00
-2.97E+00
-2.97E+00
-2.89E+00
-2.81E+00
-2.89E+00
-2.89E+00
-2.89E+00
-2.89E+00
-2.97E+00
-2.89E+00
-2.81E+00
-2.81E+00
-2.89E+00
-2.89E+00
-2.89E+00
-2.81E+00
-2.81E+00
-2.81E+00
-2.81E+00
-2.89E+00
-2.81E+00
-2.81E+00
-2.81E+00
-2.89E+00
-2.73E+00
-2.81E+00
-2.73E+00
-2.81E+00
-2.65E+00
-2.81E+00
-2.73E+00
-2.73E+00
-2.73E+00
-2.73E+00
-2.65E+00
-2.73E+00
-2.73E+00
-2.57E+00
-2.57E+00
-2.65E+00
-2.57E+00
-2.65E+00
-2.65E+00
-2.65E+00
-2.57E+00
-2.65E+00
-2.57E+00
-2.57E+00
-2.65E+00
-2.57E+00
-2.49E+00
-2.57E+00
-2.49E+00
-2.57E+00
-2.49E+00
-2.49E+00
-2.57E+00
-2.49E+00
-2.49E+00
-2.41E+00
-2.49E+00
-2.57E+00
-2.49E+00
-2.41E+00
-2.41E+00
-2.41E+00
-2.41E+00
-2.41E+00
-2.41E+00
-2.33E+00
-2.33E+00
-2.41E+00
-2.33E+00
-2.25E+00
-2.25E+00
-2.25E+00
-2.25E+00
-2.25E+00
-2.17E+00
-2.17E+00
-2.17E+00
-2.17E+00
-2.17E+00
-2.17E+00
-2.17E+00
-2.17E+00
-2.09E+00
-2.09E+00
-2.01E+00
-2.01E+00
-2.09E+00
-2.09E+00
-2.01E+00
-2.01E+00
-2.01E+00
-2.09E+00
-2.01E+00
-1.93E+00
-1.93E+00
-2.01E+00
-1.93E+00
-1.85E+00
-2.01E+00
-1.93E+00
-1.85E+00
-1.85E+00
-1.85E+00
-1.85E+00
-1.85E+00
-1.77E+00
-1.69E+00
-1.77E+00
-1.77E+00
-1.69E+00
-1.69E+00
-1.69E+00
-1.69E+00
-1.61E+00
-1.69E+00
-1.69E+00
-1.69E+00
-1.53E+00
-1.53E+00
-1.61E+00
-1.61E+00
-1.61E+00
-1.53E+00
-1.53E+00
-1.53E+00
-1.53E+00
-1.45E+00
-1.37E+00
-1.37E+00
-1.45E+00
-1.45E+00
-1.37E+00
-1.37E+00
-1.29E+00
-1.29E+00
-1.29E+00
-1.29E+00
-1.29E+00
-1.29E+00
-1.21E+00
-1.21E+00
-1.13E+00
-1.21E+00
-1.13E+00
-1.13E+00
-1.13E+00
-1.13E+00
-1.13E+00
-1.13E+00
-1.05E+00
-9.65E-01
-1.05E+00
-1.05E+00
-9.65E-01
-9.65E-01
-9.65E-01
-9.65E-01
-8.84E-01
-8.84E-01
-9.65E-01
-8.84E-01
-8.04E-01
-8.04E-01
-8.84E-01
-8.04E-01
-7.24E-01
-7.24E-01
-8.04E-01
-6.43E-01
-7.24E-01
-6.43E-01
-6.43E-01
-6.43E-01
-6.43E-01
-5.63E-01
-6.43E-01
-6.43E-01
-5.63E-01
-5.63E-01
-6.43E-01
-6.43E-01
-5.63E-01
-4.82E-01
-4.82E-01
-5.63E-01
-5.63E-01
-4.82E-01
-4.82E-01
-4.82E-01
-5.63E-01
-5.63E-01
-5.63E-01
-4.82E-01
-4.02E-01
-4.82E-01
-4.82E-01
-4.82E-01
-4.02E-01
-4.82E-01
-4.82E-01
-4.82E-01
-4.02E-01
-4.02E-01
-4.02E-01
-4.02E-01
-5.63E-01
-4.82E-01
-4.02E-01
-4.82E-01
-4.82E-01];

%scatter(x,y,'filled')
%hold on
%scatter(x,y,'filled')
plot(t,x)
hold on
plot(t,y)
grid on
xlabel('Tiempo (s)') 
ylabel('Voltaje (V)')

%xticks([0 0.45 0.5 0.55 0.6 0.65 0.7 0.75 0.8 1])
%xticklabels({'0','0.45','0.5','0.55','0.6','0.65','0.7','0.75','0.8','1'})
yticks([-3 -2 -1 -0.332 0  1 2 3])
